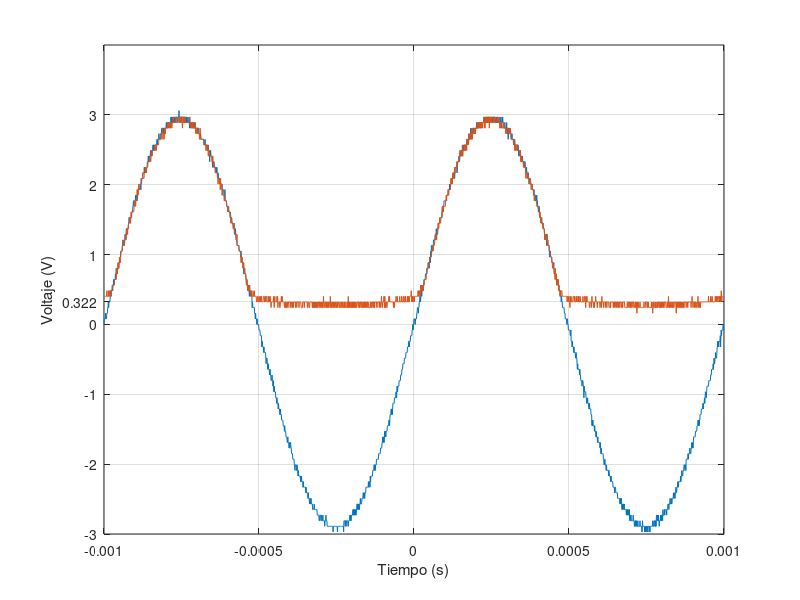

Write the MATLAB code that produced this figure.
t=[-1.00E-03
-9.99E-04
-9.98E-04
-9.97E-04
-9.96E-04
-9.95E-04
-9.94E-04
-9.93E-04
-9.92E-04
-9.91E-04
-9.90E-04
-9.89E-04
-9.88E-04
-9.87E-04
-9.86E-04
-9.85E-04
-9.84E-04
-9.83E-04
-9.82E-04
-9.81E-04
-9.80E-04
-9.79E-04
-9.78E-04
-9.77E-04
-9.76E-04
-9.75E-04
-9.74E-04
-9.73E-04
-9.72E-04
-9.71E-04
-9.70E-04
-9.69E-04
-9.68E-04
-9.67E-04
-9.66E-04
-9.65E-04
-9.64E-04
-9.63E-04
-9.62E-04
-9.61E-04
-9.60E-04
-9.59E-04
-9.58E-04
-9.57E-04
-9.56E-04
-9.55E-04
-9.54E-04
-9.53E-04
-9.52E-04
-9.51E-04
-9.50E-04
-9.49E-04
-9.48E-04
-9.47E-04
-9.46E-04
-9.45E-04
-9.44E-04
-9.43E-04
-9.42E-04
-9.41E-04
-9.40E-04
-9.39E-04
-9.38E-04
-9.37E-04
-9.36E-04
-9.35E-04
-9.34E-04
-9.33E-04
-9.32E-04
-9.31E-04
-9.30E-04
-9.29E-04
-9.28E-04
-9.27E-04
-9.26E-04
-9.25E-04
-9.24E-04
-9.23E-04
-9.22E-04
-9.21E-04
-9.20E-04
-9.19E-04
-9.18E-04
-9.17E-04
-9.16E-04
-9.15E-04
-9.14E-04
-9.13E-04
-9.12E-04
-9.11E-04
-9.10E-04
-9.09E-04
-9.08E-04
-9.07E-04
-9.06E-04
-9.05E-04
-9.04E-04
-9.03E-04
-9.02E-04
-9.01E-04
-9.00E-04
-8.99E-04
-8.98E-04
-8.97E-04
-8.96E-04
-8.95E-04
-8.94E-04
-8.93E-04
-8.92E-04
-8.91E-04
-8.90E-04
-8.89E-04
-8.88E-04
-8.87E-04
-8.86E-04
-8.85E-04
-8.84E-04
-8.83E-04
-8.82E-04
-8.81E-04
-8.80E-04
-8.79E-04
-8.78E-04
-8.77E-04
-8.76E-04
-8.75E-04
-8.74E-04
-8.73E-04
-8.72E-04
-8.71E-04
-8.70E-04
-8.69E-04
-8.68E-04
-8.67E-04
-8.66E-04
-8.65E-04
-8.64E-04
-8.63E-04
-8.62E-04
-8.61E-04
-8.60E-04
-8.59E-04
-8.58E-04
-8.57E-04
-8.56E-04
-8.55E-04
-8.54E-04
-8.53E-04
-8.52E-04
-8.51E-04
-8.50E-04
-8.49E-04
-8.48E-04
-8.47E-04
-8.46E-04
-8.45E-04
-8.44E-04
-8.43E-04
-8.42E-04
-8.41E-04
-8.40E-04
-8.39E-04
-8.38E-04
-8.37E-04
-8.36E-04
-8.35E-04
-8.34E-04
-8.33E-04
-8.32E-04
-8.31E-04
-8.30E-04
-8.29E-04
-8.28E-04
-8.27E-04
-8.26E-04
-8.25E-04
-8.24E-04
-8.23E-04
-8.22E-04
-8.21E-04
-8.20E-04
-8.19E-04
-8.18E-04
-8.17E-04
-8.16E-04
-8.15E-04
-8.14E-04
-8.13E-04
-8.12E-04
-8.11E-04
-8.10E-04
-8.09E-04
-8.08E-04
-8.07E-04
-8.06E-04
-8.05E-04
-8.04E-04
-8.03E-04
-8.02E-04
-8.01E-04
-8.00E-04
-7.99E-04
-7.98E-04
-7.97E-04
-7.96E-04
-7.95E-04
-7.94E-04
-7.93E-04
-7.92E-04
-7.91E-04
-7.90E-04
-7.89E-04
-7.88E-04
-7.87E-04
-7.86E-04
-7.85E-04
-7.84E-04
-7.83E-04
-7.82E-04
-7.81E-04
-7.80E-04
-7.79E-04
-7.78E-04
-7.77E-04
-7.76E-04
-7.75E-04
-7.74E-04
-7.73E-04
-7.72E-04
-7.71E-04
-7.70E-04
-7.69E-04
-7.68E-04
-7.67E-04
-7.66E-04
-7.65E-04
-7.64E-04
-7.63E-04
-7.62E-04
-7.61E-04
-7.60E-04
-7.59E-04
-7.58E-04
-7.57E-04
-7.56E-04
-7.55E-04
-7.54E-04
-7.53E-04
-7.52E-04
-7.51E-04
-7.50E-04
-7.49E-04
-7.48E-04
-7.47E-04
-7.46E-04
-7.45E-04
-7.44E-04
-7.43E-04
-7.42E-04
-7.41E-04
-7.40E-04
-7.39E-04
-7.38E-04
-7.37E-04
-7.36E-04
-7.35E-04
-7.34E-04
-7.33E-04
-7.32E-04
-7.31E-04
-7.30E-04
-7.29E-04
-7.28E-04
-7.27E-04
-7.26E-04
-7.25E-04
-7.24E-04
-7.23E-04
-7.22E-04
-7.21E-04
-7.20E-04
-7.19E-04
-7.18E-04
-7.17E-04
-7.16E-04
-7.15E-04
-7.14E-04
-7.13E-04
-7.12E-04
-7.11E-04
-7.10E-04
-7.09E-04
-7.08E-04
-7.07E-04
-7.06E-04
-7.05E-04
-7.04E-04
-7.03E-04
-7.02E-04
-7.01E-04
-7.00E-04
-6.99E-04
-6.98E-04
-6.97E-04
-6.96E-04
-6.95E-04
-6.94E-04
-6.93E-04
-6.92E-04
-6.91E-04
-6.90E-04
-6.89E-04
-6.88E-04
-6.87E-04
-6.86E-04
-6.85E-04
-6.84E-04
-6.83E-04
-6.82E-04
-6.81E-04
-6.80E-04
-6.79E-04
-6.78E-04
-6.77E-04
-6.76E-04
-6.75E-04
-6.74E-04
-6.73E-04
-6.72E-04
-6.71E-04
-6.70E-04
-6.69E-04
-6.68E-04
-6.67E-04
-6.66E-04
-6.65E-04
-6.64E-04
-6.63E-04
-6.62E-04
-6.61E-04
-6.60E-04
-6.59E-04
-6.58E-04
-6.57E-04
-6.56E-04
-6.55E-04
-6.54E-04
-6.53E-04
-6.52E-04
-6.51E-04
-6.50E-04
-6.49E-04
-6.48E-04
-6.47E-04
-6.46E-04
-6.45E-04
-6.44E-04
-6.43E-04
-6.42E-04
-6.41E-04
-6.40E-04
-6.39E-04
-6.38E-04
-6.37E-04
-6.36E-04
-6.35E-04
-6.34E-04
-6.33E-04
-6.32E-04
-6.31E-04
-6.30E-04
-6.29E-04
-6.28E-04
-6.27E-04
-6.26E-04
-6.25E-04
-6.24E-04
-6.23E-04
-6.22E-04
-6.21E-04
-6.20E-04
-6.19E-04
-6.18E-04
-6.17E-04
-6.16E-04
-6.15E-04
-6.14E-04
-6.13E-04
-6.12E-04
-6.11E-04
-6.10E-04
-6.09E-04
-6.08E-04
-6.07E-04
-6.06E-04
-6.05E-04
-6.04E-04
-6.03E-04
-6.02E-04
-6.01E-04
-6.00E-04
-5.99E-04
-5.98E-04
-5.97E-04
-5.96E-04
-5.95E-04
-5.94E-04
-5.93E-04
-5.92E-04
-5.91E-04
-5.90E-04
-5.89E-04
-5.88E-04
-5.87E-04
-5.86E-04
-5.85E-04
-5.84E-04
-5.83E-04
-5.82E-04
-5.81E-04
-5.80E-04
-5.79E-04
-5.78E-04
-5.77E-04
-5.76E-04
-5.75E-04
-5.74E-04
-5.73E-04
-5.72E-04
-5.71E-04
-5.70E-04
-5.69E-04
-5.68E-04
-5.67E-04
-5.66E-04
-5.65E-04
-5.64E-04
-5.63E-04
-5.62E-04
-5.61E-04
-5.60E-04
-5.59E-04
-5.58E-04
-5.57E-04
-5.56E-04
-5.55E-04
-5.54E-04
-5.53E-04
-5.52E-04
-5.51E-04
-5.50E-04
-5.49E-04
-5.48E-04
-5.47E-04
-5.46E-04
-5.45E-04
-5.44E-04
-5.43E-04
-5.42E-04
-5.41E-04
-5.40E-04
-5.39E-04
-5.38E-04
-5.37E-04
-5.36E-04
-5.35E-04
-5.34E-04
-5.33E-04
-5.32E-04
-5.31E-04
-5.30E-04
-5.29E-04
-5.28E-04
-5.27E-04
-5.26E-04
-5.25E-04
-5.24E-04
-5.23E-04
-5.22E-04
-5.21E-04
-5.20E-04
-5.19E-04
-5.18E-04
-5.17E-04
-5.16E-04
-5.15E-04
-5.14E-04
-5.13E-04
-5.12E-04
-5.11E-04
-5.10E-04
-5.09E-04
-5.08E-04
-5.07E-04
-5.06E-04
-5.05E-04
-5.04E-04
-5.03E-04
-5.02E-04
-5.01E-04
-5.00E-04
-4.99E-04
-4.98E-04
-4.97E-04
-4.96E-04
-4.95E-04
-4.94E-04
-4.93E-04
-4.92E-04
-4.91E-04
-4.90E-04
-4.89E-04
-4.88E-04
-4.87E-04
-4.86E-04
-4.85E-04
-4.84E-04
-4.83E-04
-4.82E-04
-4.81E-04
-4.80E-04
-4.79E-04
-4.78E-04
-4.77E-04
-4.76E-04
-4.75E-04
-4.74E-04
-4.73E-04
-4.72E-04
-4.71E-04
-4.70E-04
-4.69E-04
-4.68E-04
-4.67E-04
-4.66E-04
-4.65E-04
-4.64E-04
-4.63E-04
-4.62E-04
-4.61E-04
-4.60E-04
-4.59E-04
-4.58E-04
-4.57E-04
-4.56E-04
-4.55E-04
-4.54E-04
-4.53E-04
-4.52E-04
-4.51E-04
-4.50E-04
-4.49E-04
-4.48E-04
-4.47E-04
-4.46E-04
-4.45E-04
-4.44E-04
-4.43E-04
-4.42E-04
-4.41E-04
-4.40E-04
-4.39E-04
-4.38E-04
-4.37E-04
-4.36E-04
-4.35E-04
-4.34E-04
-4.33E-04
-4.32E-04
-4.31E-04
-4.30E-04
-4.29E-04
-4.28E-04
-4.27E-04
-4.26E-04
-4.25E-04
-4.24E-04
-4.23E-04
-4.22E-04
-4.21E-04
-4.20E-04
-4.19E-04
-4.18E-04
-4.17E-04
-4.16E-04
-4.15E-04
-4.14E-04
-4.13E-04
-4.12E-04
-4.11E-04
-4.10E-04
-4.09E-04
-4.08E-04
-4.07E-04
-4.06E-04
-4.05E-04
-4.04E-04
-4.03E-04
-4.02E-04
-4.01E-04
-4.00E-04
-3.99E-04
-3.98E-04
-3.97E-04
-3.96E-04
-3.95E-04
-3.94E-04
-3.93E-04
-3.92E-04
-3.91E-04
-3.90E-04
-3.89E-04
-3.88E-04
-3.87E-04
-3.86E-04
-3.85E-04
-3.84E-04
-3.83E-04
-3.82E-04
-3.81E-04
-3.80E-04
-3.79E-04
-3.78E-04
-3.77E-04
-3.76E-04
-3.75E-04
-3.74E-04
-3.73E-04
-3.72E-04
-3.71E-04
-3.70E-04
-3.69E-04
-3.68E-04
-3.67E-04
-3.66E-04
-3.65E-04
-3.64E-04
-3.63E-04
-3.62E-04
-3.61E-04
-3.60E-04
-3.59E-04
-3.58E-04
-3.57E-04
-3.56E-04
-3.55E-04
-3.54E-04
-3.53E-04
-3.52E-04
-3.51E-04
-3.50E-04
-3.49E-04
-3.48E-04
-3.47E-04
-3.46E-04
-3.45E-04
-3.44E-04
-3.43E-04
-3.42E-04
-3.41E-04
-3.40E-04
-3.39E-04
-3.38E-04
-3.37E-04
-3.36E-04
-3.35E-04
-3.34E-04
-3.33E-04
-3.32E-04
-3.31E-04
-3.30E-04
-3.29E-04
-3.28E-04
-3.27E-04
-3.26E-04
-3.25E-04
-3.24E-04
-3.23E-04
-3.22E-04
-3.21E-04
-3.20E-04
-3.19E-04
-3.18E-04
-3.17E-04
-3.16E-04
-3.15E-04
-3.14E-04
-3.13E-04
-3.12E-04
-3.11E-04
-3.10E-04
-3.09E-04
-3.08E-04
-3.07E-04
-3.06E-04
-3.05E-04
-3.04E-04
-3.03E-04
-3.02E-04
-3.01E-04
-3.00E-04
-2.99E-04
-2.98E-04
-2.97E-04
-2.96E-04
-2.95E-04
-2.94E-04
-2.93E-04
-2.92E-04
-2.91E-04
-2.90E-04
-2.89E-04
-2.88E-04
-2.87E-04
-2.86E-04
-2.85E-04
-2.84E-04
-2.83E-04
-2.82E-04
-2.81E-04
-2.80E-04
-2.79E-04
-2.78E-04
-2.77E-04
-2.76E-04
-2.75E-04
-2.74E-04
-2.73E-04
-2.72E-04
-2.71E-04
-2.70E-04
-2.69E-04
-2.68E-04
-2.67E-04
-2.66E-04
-2.65E-04
-2.64E-04
-2.63E-04
-2.62E-04
-2.61E-04
-2.60E-04
-2.59E-04
-2.58E-04
-2.57E-04
-2.56E-04
-2.55E-04
-2.54E-04
-2.53E-04
-2.52E-04
-2.51E-04
-2.50E-04
-2.49E-04
-2.48E-04
-2.47E-04
-2.46E-04
-2.45E-04
-2.44E-04
-2.43E-04
-2.42E-04
-2.41E-04
-2.40E-04
-2.39E-04
-2.38E-04
-2.37E-04
-2.36E-04
-2.35E-04
-2.34E-04
-2.33E-04
-2.32E-04
-2.31E-04
-2.30E-04
-2.29E-04
-2.28E-04
-2.27E-04
-2.26E-04
-2.25E-04
-2.24E-04
-2.23E-04
-2.22E-04
-2.21E-04
-2.20E-04
-2.19E-04
-2.18E-04
-2.17E-04
-2.16E-04
-2.15E-04
-2.14E-04
-2.13E-04
-2.12E-04
-2.11E-04
-2.10E-04
-2.09E-04
-2.08E-04
-2.07E-04
-2.06E-04
-2.05E-04
-2.04E-04
-2.03E-04
-2.02E-04
-2.01E-04
-2.00E-04
-1.99E-04
-1.98E-04
-1.97E-04
-1.96E-04
-1.95E-04
-1.94E-04
-1.93E-04
-1.92E-04
-1.91E-04
-1.90E-04
-1.89E-04
-1.88E-04
-1.87E-04
-1.86E-04
-1.85E-04
-1.84E-04
-1.83E-04
-1.82E-04
-1.81E-04
-1.80E-04
-1.79E-04
-1.78E-04
-1.77E-04
-1.76E-04
-1.75E-04
-1.74E-04
-1.73E-04
-1.72E-04
-1.71E-04
-1.70E-04
-1.69E-04
-1.68E-04
-1.67E-04
-1.66E-04
-1.65E-04
-1.64E-04
-1.63E-04
-1.62E-04
-1.61E-04
-1.60E-04
-1.59E-04
-1.58E-04
-1.57E-04
-1.56E-04
-1.55E-04
-1.54E-04
-1.53E-04
-1.52E-04
-1.51E-04
-1.50E-04
-1.49E-04
-1.48E-04
-1.47E-04
-1.46E-04
-1.45E-04
-1.44E-04
-1.43E-04
-1.42E-04
-1.41E-04
-1.40E-04
-1.39E-04
-1.38E-04
-1.37E-04
-1.36E-04
-1.35E-04
-1.34E-04
-1.33E-04
-1.32E-04
-1.31E-04
-1.30E-04
-1.29E-04
-1.28E-04
-1.27E-04
-1.26E-04
-1.25E-04
-1.24E-04
-1.23E-04
-1.22E-04
-1.21E-04
-1.20E-04
-1.19E-04
-1.18E-04
-1.17E-04
-1.16E-04
-1.15E-04
-1.14E-04
-1.13E-04
-1.12E-04
-1.11E-04
-1.10E-04
-1.09E-04
-1.08E-04
-1.07E-04
-1.06E-04
-1.05E-04
-1.04E-04
-1.03E-04
-1.02E-04
-1.01E-04
-1.00E-04
-9.90E-05
-9.80E-05
-9.70E-05
-9.60E-05
-9.50E-05
-9.40E-05
-9.30E-05
-9.20E-05
-9.10E-05
-9.00E-05
-8.90E-05
-8.80E-05
-8.70E-05
-8.60E-05
-8.50E-05
-8.40E-05
-8.30E-05
-8.20E-05
-8.10E-05
-8.00E-05
-7.90E-05
-7.80E-05
-7.70E-05
-7.60E-05
-7.50E-05
-7.40E-05
-7.30E-05
-7.20E-05
-7.10E-05
-7.00E-05
-6.90E-05
-6.80E-05
-6.70E-05
-6.60E-05
-6.50E-05
-6.40E-05
-6.30E-05
-6.20E-05
-6.10E-05
-6.00E-05
-5.90E-05
-5.80E-05
-5.70E-05
-5.60E-05
-5.50E-05
-5.40E-05
-5.30E-05
-5.20E-05
-5.10E-05
-5.00E-05
-4.90E-05
-4.80E-05
-4.70E-05
-4.60E-05
-4.50E-05
-4.40E-05
-4.30E-05
-4.20E-05
-4.10E-05
-4.00E-05
-3.90E-05
-3.80E-05
-3.70E-05
-3.60E-05
-3.50E-05
-3.40E-05
-3.30E-05
-3.20E-05
-3.10E-05
-3.00E-05
-2.90E-05
-2.80E-05
-2.70E-05
-2.60E-05
-2.50E-05
-2.40E-05
-2.30E-05
-2.20E-05
-2.10E-05
-2.00E-05
-1.90E-05
-1.80E-05
-1.70E-05
-1.60E-05
-1.50E-05
-1.40E-05
-1.30E-05
-1.20E-05
-1.10E-05
-1.00E-05
-9.00E-06
-8.00E-06
-7.00E-06
-6.00E-06
-5.00E-06
-4.00E-06
-3.00E-06
-2.00E-06
-1.00E-06
0.00E+00
1.00E-06
2.00E-06
3.00E-06
4.00E-06
5.00E-06
6.00E-06
7.00E-06
8.00E-06
9.00E-06
1.00E-05
1.10E-05
1.20E-05
1.30E-05
1.40E-05
1.50E-05
1.60E-05
1.70E-05
1.80E-05
1.90E-05
2.00E-05
2.10E-05
2.20E-05
2.30E-05
2.40E-05
2.50E-05
2.60E-05
2.70E-05
2.80E-05
2.90E-05
3.00E-05
3.10E-05
3.20E-05
3.30E-05
3.40E-05
3.50E-05
3.60E-05
3.70E-05
3.80E-05
3.90E-05
4.00E-05
4.10E-05
4.20E-05
4.30E-05
4.40E-05
4.50E-05
4.60E-05
4.70E-05
4.80E-05
4.90E-05
5.00E-05
5.10E-05
5.20E-05
5.30E-05
5.40E-05
5.50E-05
5.60E-05
5.70E-05
5.80E-05
5.90E-05
6.00E-05
6.10E-05
6.20E-05
6.30E-05
6.40E-05
6.50E-05
6.60E-05
6.70E-05
6.80E-05
6.90E-05
7.00E-05
7.10E-05
7.20E-05
7.30E-05
7.40E-05
7.50E-05
7.60E-05
7.70E-05
7.80E-05
7.90E-05
8.00E-05
8.10E-05
8.20E-05
8.30E-05
8.40E-05
8.50E-05
8.60E-05
8.70E-05
8.80E-05
8.90E-05
9.00E-05
9.10E-05
9.20E-05
9.30E-05
9.40E-05
9.50E-05
9.60E-05
9.70E-05
9.80E-05
9.90E-05
1.00E-04
1.01E-04
1.02E-04
1.03E-04
1.04E-04
1.05E-04
1.06E-04
1.07E-04
1.08E-04
1.09E-04
1.10E-04
1.11E-04
1.12E-04
1.13E-04
1.14E-04
1.15E-04
1.16E-04
1.17E-04
1.18E-04
1.19E-04
1.20E-04
1.21E-04
1.22E-04
1.23E-04
1.24E-04
1.25E-04
1.26E-04
1.27E-04
1.28E-04
1.29E-04
1.30E-04
1.31E-04
1.32E-04
1.33E-04
1.34E-04
1.35E-04
1.36E-04
1.37E-04
1.38E-04
1.39E-04
1.40E-04
1.41E-04
1.42E-04
1.43E-04
1.44E-04
1.45E-04
1.46E-04
1.47E-04
1.48E-04
1.49E-04
1.50E-04
1.51E-04
1.52E-04
1.53E-04
1.54E-04
1.55E-04
1.56E-04
1.57E-04
1.58E-04
1.59E-04
1.60E-04
1.61E-04
1.62E-04
1.63E-04
1.64E-04
1.65E-04
1.66E-04
1.67E-04
1.68E-04
1.69E-04
1.70E-04
1.71E-04
1.72E-04
1.73E-04
1.74E-04
1.75E-04
1.76E-04
1.77E-04
1.78E-04
1.79E-04
1.80E-04
1.81E-04
1.82E-04
1.83E-04
1.84E-04
1.85E-04
1.86E-04
1.87E-04
1.88E-04
1.89E-04
1.90E-04
1.91E-04
1.92E-04
1.93E-04
1.94E-04
1.95E-04
1.96E-04
1.97E-04
1.98E-04
1.99E-04
2.00E-04
2.01E-04
2.02E-04
2.03E-04
2.04E-04
2.05E-04
2.06E-04
2.07E-04
2.08E-04
2.09E-04
2.10E-04
2.11E-04
2.12E-04
2.13E-04
2.14E-04
2.15E-04
2.16E-04
2.17E-04
2.18E-04
2.19E-04
2.20E-04
2.21E-04
2.22E-04
2.23E-04
2.24E-04
2.25E-04
2.26E-04
2.27E-04
2.28E-04
2.29E-04
2.30E-04
2.31E-04
2.32E-04
2.33E-04
2.34E-04
2.35E-04
2.36E-04
2.37E-04
2.38E-04
2.39E-04
2.40E-04
2.41E-04
2.42E-04
2.43E-04
2.44E-04
2.45E-04
2.46E-04
2.47E-04
2.48E-04
2.49E-04
2.50E-04
2.51E-04
2.52E-04
2.53E-04
2.54E-04
2.55E-04
2.56E-04
2.57E-04
2.58E-04
2.59E-04
2.60E-04
2.61E-04
2.62E-04
2.63E-04
2.64E-04
2.65E-04
2.66E-04
2.67E-04
2.68E-04
2.69E-04
2.70E-04
2.71E-04
2.72E-04
2.73E-04
2.74E-04
2.75E-04
2.76E-04
2.77E-04
2.78E-04
2.79E-04
2.80E-04
2.81E-04
2.82E-04
2.83E-04
2.84E-04
2.85E-04
2.86E-04
2.87E-04
2.88E-04
2.89E-04
2.90E-04
2.91E-04
2.92E-04
2.93E-04
2.94E-04
2.95E-04
2.96E-04
2.97E-04
2.98E-04
2.99E-04
3.00E-04
3.01E-04
3.02E-04
3.03E-04
3.04E-04
3.05E-04
3.06E-04
3.07E-04
3.08E-04
3.09E-04
3.10E-04
3.11E-04
3.12E-04
3.13E-04
3.14E-04
3.15E-04
3.16E-04
3.17E-04
3.18E-04
3.19E-04
3.20E-04
3.21E-04
3.22E-04
3.23E-04
3.24E-04
3.25E-04
3.26E-04
3.27E-04
3.28E-04
3.29E-04
3.30E-04
3.31E-04
3.32E-04
3.33E-04
3.34E-04
3.35E-04
3.36E-04
3.37E-04
3.38E-04
3.39E-04
3.40E-04
3.41E-04
3.42E-04
3.43E-04
3.44E-04
3.45E-04
3.46E-04
3.47E-04
3.48E-04
3.49E-04
3.50E-04
3.51E-04
3.52E-04
3.53E-04
3.54E-04
3.55E-04
3.56E-04
3.57E-04
3.58E-04
3.59E-04
3.60E-04
3.61E-04
3.62E-04
3.63E-04
3.64E-04
3.65E-04
3.66E-04
3.67E-04
3.68E-04
3.69E-04
3.70E-04
3.71E-04
3.72E-04
3.73E-04
3.74E-04
3.75E-04
3.76E-04
3.77E-04
3.78E-04
3.79E-04
3.80E-04
3.81E-04
3.82E-04
3.83E-04
3.84E-04
3.85E-04
3.86E-04
3.87E-04
3.88E-04
3.89E-04
3.90E-04
3.91E-04
3.92E-04
3.93E-04
3.94E-04
3.95E-04
3.96E-04
3.97E-04
3.98E-04
3.99E-04
4.00E-04
4.01E-04
4.02E-04
4.03E-04
4.04E-04
4.05E-04
4.06E-04
4.07E-04
4.08E-04
4.09E-04
4.10E-04
4.11E-04
4.12E-04
4.13E-04
4.14E-04
4.15E-04
4.16E-04
4.17E-04
4.18E-04
4.19E-04
4.20E-04
4.21E-04
4.22E-04
4.23E-04
4.24E-04
4.25E-04
4.26E-04
4.27E-04
4.28E-04
4.29E-04
4.30E-04
4.31E-04
4.32E-04
4.33E-04
4.34E-04
4.35E-04
4.36E-04
4.37E-04
4.38E-04
4.39E-04
4.40E-04
4.41E-04
4.42E-04
4.43E-04
4.44E-04
4.45E-04
4.46E-04
4.47E-04
4.48E-04
4.49E-04
4.50E-04
4.51E-04
4.52E-04
4.53E-04
4.54E-04
4.55E-04
4.56E-04
4.57E-04
4.58E-04
4.59E-04
4.60E-04
4.61E-04
4.62E-04
4.63E-04
4.64E-04
4.65E-04
4.66E-04
4.67E-04
4.68E-04
4.69E-04
4.70E-04
4.71E-04
4.72E-04
4.73E-04
4.74E-04
4.75E-04
4.76E-04
4.77E-04
4.78E-04
4.79E-04
4.80E-04
4.81E-04
4.82E-04
4.83E-04
4.84E-04
4.85E-04
4.86E-04
4.87E-04
4.88E-04
4.89E-04
4.90E-04
4.91E-04
4.92E-04
4.93E-04
4.94E-04
4.95E-04
4.96E-04
4.97E-04
4.98E-04
4.99E-04
5.00E-04
5.01E-04
5.02E-04
5.03E-04
5.04E-04
5.05E-04
5.06E-04
5.07E-04
5.08E-04
5.09E-04
5.10E-04
5.11E-04
5.12E-04
5.13E-04
5.14E-04
5.15E-04
5.16E-04
5.17E-04
5.18E-04
5.19E-04
5.20E-04
5.21E-04
5.22E-04
5.23E-04
5.24E-04
5.25E-04
5.26E-04
5.27E-04
5.28E-04
5.29E-04
5.30E-04
5.31E-04
5.32E-04
5.33E-04
5.34E-04
5.35E-04
5.36E-04
5.37E-04
5.38E-04
5.39E-04
5.40E-04
5.41E-04
5.42E-04
5.43E-04
5.44E-04
5.45E-04
5.46E-04
5.47E-04
5.48E-04
5.49E-04
5.50E-04
5.51E-04
5.52E-04
5.53E-04
5.54E-04
5.55E-04
5.56E-04
5.57E-04
5.58E-04
5.59E-04
5.60E-04
5.61E-04
5.62E-04
5.63E-04
5.64E-04
5.65E-04
5.66E-04
5.67E-04
5.68E-04
5.69E-04
5.70E-04
5.71E-04
5.72E-04
5.73E-04
5.74E-04
5.75E-04
5.76E-04
5.77E-04
5.78E-04
5.79E-04
5.80E-04
5.81E-04
5.82E-04
5.83E-04
5.84E-04
5.85E-04
5.86E-04
5.87E-04
5.88E-04
5.89E-04
5.90E-04
5.91E-04
5.92E-04
5.93E-04
5.94E-04
5.95E-04
5.96E-04
5.97E-04
5.98E-04
5.99E-04
6.00E-04
6.01E-04
6.02E-04
6.03E-04
6.04E-04
6.05E-04
6.06E-04
6.07E-04
6.08E-04
6.09E-04
6.10E-04
6.11E-04
6.12E-04
6.13E-04
6.14E-04
6.15E-04
6.16E-04
6.17E-04
6.18E-04
6.19E-04
6.20E-04
6.21E-04
6.22E-04
6.23E-04
6.24E-04
6.25E-04
6.26E-04
6.27E-04
6.28E-04
6.29E-04
6.30E-04
6.31E-04
6.32E-04
6.33E-04
6.34E-04
6.35E-04
6.36E-04
6.37E-04
6.38E-04
6.39E-04
6.40E-04
6.41E-04
6.42E-04
6.43E-04
6.44E-04
6.45E-04
6.46E-04
6.47E-04
6.48E-04
6.49E-04
6.50E-04
6.51E-04
6.52E-04
6.53E-04
6.54E-04
6.55E-04
6.56E-04
6.57E-04
6.58E-04
6.59E-04
6.60E-04
6.61E-04
6.62E-04
6.63E-04
6.64E-04
6.65E-04
6.66E-04
6.67E-04
6.68E-04
6.69E-04
6.70E-04
6.71E-04
6.72E-04
6.73E-04
6.74E-04
6.75E-04
6.76E-04
6.77E-04
6.78E-04
6.79E-04
6.80E-04
6.81E-04
6.82E-04
6.83E-04
6.84E-04
6.85E-04
6.86E-04
6.87E-04
6.88E-04
6.89E-04
6.90E-04
6.91E-04
6.92E-04
6.93E-04
6.94E-04
6.95E-04
6.96E-04
6.97E-04
6.98E-04
6.99E-04
7.00E-04
7.01E-04
7.02E-04
7.03E-04
7.04E-04
7.05E-04
7.06E-04
7.07E-04
7.08E-04
7.09E-04
7.10E-04
7.11E-04
7.12E-04
7.13E-04
7.14E-04
7.15E-04
7.16E-04
7.17E-04
7.18E-04
7.19E-04
7.20E-04
7.21E-04
7.22E-04
7.23E-04
7.24E-04
7.25E-04
7.26E-04
7.27E-04
7.28E-04
7.29E-04
7.30E-04
7.31E-04
7.32E-04
7.33E-04
7.34E-04
7.35E-04
7.36E-04
7.37E-04
7.38E-04
7.39E-04
7.40E-04
7.41E-04
7.42E-04
7.43E-04
7.44E-04
7.45E-04
7.46E-04
7.47E-04
7.48E-04
7.49E-04
7.50E-04
7.51E-04
7.52E-04
7.53E-04
7.54E-04
7.55E-04
7.56E-04
7.57E-04
7.58E-04
7.59E-04
7.60E-04
7.61E-04
7.62E-04
7.63E-04
7.64E-04
7.65E-04
7.66E-04
7.67E-04
7.68E-04
7.69E-04
7.70E-04
7.71E-04
7.72E-04
7.73E-04
7.74E-04
7.75E-04
7.76E-04
7.77E-04
7.78E-04
7.79E-04
7.80E-04
7.81E-04
7.82E-04
7.83E-04
7.84E-04
7.85E-04
7.86E-04
7.87E-04
7.88E-04
7.89E-04
7.90E-04
7.91E-04
7.92E-04
7.93E-04
7.94E-04
7.95E-04
7.96E-04
7.97E-04
7.98E-04
7.99E-04
8.00E-04
8.01E-04
8.02E-04
8.03E-04
8.04E-04
8.05E-04
8.06E-04
8.07E-04
8.08E-04
8.09E-04
8.10E-04
8.11E-04
8.12E-04
8.13E-04
8.14E-04
8.15E-04
8.16E-04
8.17E-04
8.18E-04
8.19E-04
8.20E-04
8.21E-04
8.22E-04
8.23E-04
8.24E-04
8.25E-04
8.26E-04
8.27E-04
8.28E-04
8.29E-04
8.30E-04
8.31E-04
8.32E-04
8.33E-04
8.34E-04
8.35E-04
8.36E-04
8.37E-04
8.38E-04
8.39E-04
8.40E-04
8.41E-04
8.42E-04
8.43E-04
8.44E-04
8.45E-04
8.46E-04
8.47E-04
8.48E-04
8.49E-04
8.50E-04
8.51E-04
8.52E-04
8.53E-04
8.54E-04
8.55E-04
8.56E-04
8.57E-04
8.58E-04
8.59E-04
8.60E-04
8.61E-04
8.62E-04
8.63E-04
8.64E-04
8.65E-04
8.66E-04
8.67E-04
8.68E-04
8.69E-04
8.70E-04
8.71E-04
8.72E-04
8.73E-04
8.74E-04
8.75E-04
8.76E-04
8.77E-04
8.78E-04
8.79E-04
8.80E-04
8.81E-04
8.82E-04
8.83E-04
8.84E-04
8.85E-04
8.86E-04
8.87E-04
8.88E-04
8.89E-04
8.90E-04
8.91E-04
8.92E-04
8.93E-04
8.94E-04
8.95E-04
8.96E-04
8.97E-04
8.98E-04
8.99E-04
9.00E-04
9.01E-04
9.02E-04
9.03E-04
9.04E-04
9.05E-04
9.06E-04
9.07E-04
9.08E-04
9.09E-04
9.10E-04
9.11E-04
9.12E-04
9.13E-04
9.14E-04
9.15E-04
9.16E-04
9.17E-04
9.18E-04
9.19E-04
9.20E-04
9.21E-04
9.22E-04
9.23E-04
9.24E-04
9.25E-04
9.26E-04
9.27E-04
9.28E-04
9.29E-04
9.30E-04
9.31E-04
9.32E-04
9.33E-04
9.34E-04
9.35E-04
9.36E-04
9.37E-04
9.38E-04
9.39E-04
9.40E-04
9.41E-04
9.42E-04
9.43E-04
9.44E-04
9.45E-04
9.46E-04
9.47E-04
9.48E-04
9.49E-04
9.50E-04
9.51E-04
9.52E-04
9.53E-04
9.54E-04
9.55E-04
9.56E-04
9.57E-04
9.58E-04
9.59E-04
9.60E-04
9.61E-04
9.62E-04
9.63E-04
9.64E-04
9.65E-04
9.66E-04
9.67E-04
9.68E-04
9.69E-04
9.70E-04
9.71E-04
9.72E-04
9.73E-04
9.74E-04
9.75E-04
9.76E-04
9.77E-04
9.78E-04
9.79E-04
9.80E-04
9.81E-04
9.82E-04
9.83E-04
9.84E-04
9.85E-04
9.86E-04
9.87E-04
9.88E-04
9.89E-04
9.90E-04
9.91E-04
9.92E-04
9.93E-04
9.94E-04
9.95E-04
9.96E-04
9.97E-04
9.98E-04
9.99E-04];
x=[0.00E+00
8.04E-02
8.04E-02
8.04E-02
8.04E-02
1.61E-01
8.04E-02
8.04E-02
8.04E-02
1.61E-01
1.61E-01
1.61E-01
2.41E-01
2.41E-01
3.22E-01
2.41E-01
3.22E-01
3.22E-01
3.22E-01
3.22E-01
4.02E-01
4.82E-01
4.02E-01
4.02E-01
4.82E-01
4.82E-01
4.82E-01
5.63E-01
4.82E-01
5.63E-01
5.63E-01
6.43E-01
5.63E-01
5.63E-01
6.43E-01
6.43E-01
6.43E-01
7.24E-01
6.43E-01
8.04E-01
8.04E-01
7.24E-01
8.04E-01
7.24E-01
8.04E-01
8.04E-01
8.04E-01
8.04E-01
8.84E-01
8.84E-01
8.84E-01
9.65E-01
9.65E-01
9.65E-01
1.05E+00
1.05E+00
1.05E+00
1.05E+00
1.05E+00
1.13E+00
1.13E+00
1.21E+00
1.13E+00
1.13E+00
1.13E+00
1.13E+00
1.13E+00
1.21E+00
1.29E+00
1.21E+00
1.21E+00
1.29E+00
1.37E+00
1.37E+00
1.29E+00
1.37E+00
1.37E+00
1.37E+00
1.37E+00
1.45E+00
1.45E+00
1.53E+00
1.45E+00
1.53E+00
1.45E+00
1.53E+00
1.53E+00
1.53E+00
1.53E+00
1.61E+00
1.61E+00
1.61E+00
1.61E+00
1.69E+00
1.69E+00
1.77E+00
1.77E+00
1.69E+00
1.77E+00
1.77E+00
1.77E+00
1.77E+00
1.85E+00
1.85E+00
1.77E+00
1.85E+00
1.85E+00
1.77E+00
1.85E+00
1.85E+00
1.93E+00
1.93E+00
1.93E+00
1.93E+00
1.93E+00
1.93E+00
1.93E+00
2.01E+00
2.01E+00
1.93E+00
2.09E+00
2.01E+00
2.09E+00
2.09E+00
2.09E+00
2.17E+00
2.17E+00
2.17E+00
2.17E+00
2.17E+00
2.25E+00
2.17E+00
2.17E+00
2.25E+00
2.17E+00
2.25E+00
2.17E+00
2.25E+00
2.25E+00
2.25E+00
2.33E+00
2.33E+00
2.33E+00
2.41E+00
2.33E+00
2.41E+00
2.33E+00
2.41E+00
2.41E+00
2.41E+00
2.49E+00
2.41E+00
2.41E+00
2.49E+00
2.41E+00
2.49E+00
2.49E+00
2.49E+00
2.57E+00
2.49E+00
2.57E+00
2.57E+00
2.57E+00
2.49E+00
2.49E+00
2.57E+00
2.57E+00
2.57E+00
2.57E+00
2.57E+00
2.57E+00
2.65E+00
2.57E+00
2.65E+00
2.65E+00
2.65E+00
2.65E+00
2.73E+00
2.65E+00
2.65E+00
2.65E+00
2.65E+00
2.73E+00
2.65E+00
2.65E+00
2.73E+00
2.81E+00
2.81E+00
2.81E+00
2.81E+00
2.73E+00
2.81E+00
2.81E+00
2.73E+00
2.81E+00
2.81E+00
2.81E+00
2.81E+00
2.73E+00
2.81E+00
2.81E+00
2.89E+00
2.81E+00
2.89E+00
2.81E+00
2.89E+00
2.89E+00
2.89E+00
2.89E+00
2.89E+00
2.89E+00
2.89E+00
2.89E+00
2.81E+00
2.89E+00
2.89E+00
2.97E+00
2.89E+00
2.97E+00
2.89E+00
2.97E+00
2.89E+00
2.89E+00
2.97E+00
2.89E+00
2.97E+00
2.89E+00
2.89E+00
2.97E+00
2.97E+00
2.97E+00
2.89E+00
2.89E+00
2.97E+00
2.97E+00
2.97E+00
2.97E+00
2.89E+00
2.89E+00
2.97E+00
2.97E+00
2.97E+00
3.06E+00
2.89E+00
2.97E+00
2.97E+00
2.89E+00
2.97E+00
2.97E+00
2.89E+00
2.97E+00
2.97E+00
2.97E+00
2.97E+00
2.97E+00
2.97E+00
2.89E+00
2.97E+00
2.89E+00
2.97E+00
2.89E+00
2.89E+00
2.89E+00
2.97E+00
2.89E+00
2.97E+00
2.97E+00
2.89E+00
2.97E+00
2.89E+00
2.89E+00
2.89E+00
2.89E+00
2.89E+00
2.97E+00
2.89E+00
2.81E+00
2.89E+00
2.89E+00
2.89E+00
2.89E+00
2.89E+00
2.89E+00
2.81E+00
2.89E+00
2.89E+00
2.89E+00
2.81E+00
2.89E+00
2.89E+00
2.81E+00
2.81E+00
2.89E+00
2.81E+00
2.81E+00
2.81E+00
2.81E+00
2.81E+00
2.81E+00
2.81E+00
2.81E+00
2.81E+00
2.81E+00
2.73E+00
2.81E+00
2.81E+00
2.73E+00
2.73E+00
2.73E+00
2.73E+00
2.73E+00
2.73E+00
2.65E+00
2.65E+00
2.65E+00
2.65E+00
2.65E+00
2.65E+00
2.65E+00
2.65E+00
2.65E+00
2.65E+00
2.65E+00
2.57E+00
2.57E+00
2.57E+00
2.65E+00
2.57E+00
2.57E+00
2.57E+00
2.57E+00
2.57E+00
2.49E+00
2.49E+00
2.49E+00
2.49E+00
2.57E+00
2.49E+00
2.49E+00
2.49E+00
2.41E+00
2.33E+00
2.49E+00
2.41E+00
2.49E+00
2.41E+00
2.41E+00
2.41E+00
2.41E+00
2.41E+00
2.25E+00
2.33E+00
2.25E+00
2.33E+00
2.33E+00
2.33E+00
2.25E+00
2.25E+00
2.25E+00
2.17E+00
2.25E+00
2.25E+00
2.25E+00
2.17E+00
2.25E+00
2.17E+00
2.17E+00
2.09E+00
2.17E+00
2.09E+00
2.09E+00
2.09E+00
2.09E+00
2.01E+00
2.09E+00
2.01E+00
2.01E+00
2.01E+00
2.01E+00
2.01E+00
2.01E+00
2.01E+00
1.93E+00
1.93E+00
1.93E+00
1.93E+00
1.93E+00
1.85E+00
1.85E+00
1.77E+00
1.93E+00
1.77E+00
1.77E+00
1.77E+00
1.77E+00
1.77E+00
1.69E+00
1.69E+00
1.69E+00
1.69E+00
1.69E+00
1.61E+00
1.69E+00
1.61E+00
1.61E+00
1.61E+00
1.61E+00
1.53E+00
1.61E+00
1.53E+00
1.45E+00
1.53E+00
1.53E+00
1.45E+00
1.45E+00
1.45E+00
1.45E+00
1.37E+00
1.37E+00
1.45E+00
1.37E+00
1.29E+00
1.37E+00
1.29E+00
1.37E+00
1.29E+00
1.21E+00
1.21E+00
1.21E+00
1.13E+00
1.13E+00
1.13E+00
1.13E+00
1.13E+00
1.13E+00
1.13E+00
1.05E+00
1.05E+00
1.05E+00
1.05E+00
1.05E+00
9.65E-01
1.05E+00
9.65E-01
9.65E-01
8.84E-01
8.84E-01
8.84E-01
8.84E-01
8.84E-01
8.04E-01
7.24E-01
8.04E-01
7.24E-01
7.24E-01
7.24E-01
7.24E-01
7.24E-01
6.43E-01
6.43E-01
6.43E-01
5.63E-01
5.63E-01
5.63E-01
5.63E-01
5.63E-01
4.82E-01
5.63E-01
4.82E-01
4.02E-01
4.82E-01
4.82E-01
4.82E-01
4.02E-01
4.82E-01
4.82E-01
4.02E-01
4.02E-01
2.41E-01
3.22E-01
2.41E-01
2.41E-01
2.41E-01
2.41E-01
2.41E-01
2.41E-01
1.61E-01
1.61E-01
8.04E-02
1.61E-01
8.04E-02
8.04E-02
8.04E-02
0.00E+00
8.04E-02
0.00E+00
0.00E+00
0.00E+00
0.00E+00
0.00E+00
-8.04E-02
-8.04E-02
-8.04E-02
-8.04E-02
-1.61E-01
-1.61E-01
-1.61E-01
-1.61E-01
-1.61E-01
-3.22E-01
-2.41E-01
-2.41E-01
-3.22E-01
-3.22E-01
-3.22E-01
-4.02E-01
-3.22E-01
-4.02E-01
-4.02E-01
-4.02E-01
-4.02E-01
-4.02E-01
-4.82E-01
-5.63E-01
-4.82E-01
-4.82E-01
-4.82E-01
-5.63E-01
-6.43E-01
-5.63E-01
-5.63E-01
-6.43E-01
-6.43E-01
-6.43E-01
-7.24E-01
-6.43E-01
-6.43E-01
-7.24E-01
-7.24E-01
-8.04E-01
-8.04E-01
-8.04E-01
-7.24E-01
-8.04E-01
-8.04E-01
-8.84E-01
-8.04E-01
-8.84E-01
-9.65E-01
-8.84E-01
-9.65E-01
-9.65E-01
-9.65E-01
-9.65E-01
-1.05E+00
-1.05E+00
-1.05E+00
-1.13E+00
-1.05E+00
-1.13E+00
-1.13E+00
-1.13E+00
-1.21E+00
-1.13E+00
-1.21E+00
-1.21E+00
-1.21E+00
-1.29E+00
-1.29E+00
-1.21E+00
-1.29E+00
-1.29E+00
-1.29E+00
-1.37E+00
-1.37E+00
-1.37E+00
-1.37E+00
-1.37E+00
-1.45E+00
-1.45E+00
-1.45E+00
-1.45E+00
-1.53E+00
-1.45E+00
-1.53E+00
-1.53E+00
-1.53E+00
-1.61E+00
-1.61E+00
-1.61E+00
-1.61E+00
-1.69E+00
-1.69E+00
-1.61E+00
-1.69E+00
-1.69E+00
-1.69E+00
-1.77E+00
-1.69E+00
-1.77E+00
-1.77E+00
-1.69E+00
-1.69E+00
-1.77E+00
-1.77E+00
-1.85E+00
-1.85E+00
-1.85E+00
-1.85E+00
-1.93E+00
-1.93E+00
-1.93E+00
-1.93E+00
-1.93E+00
-2.01E+00
-2.01E+00
-2.09E+00
-2.01E+00
-2.01E+00
-2.01E+00
-2.01E+00
-2.09E+00
-2.09E+00
-2.01E+00
-2.09E+00
-2.09E+00
-2.17E+00
-2.09E+00
-2.17E+00
-2.17E+00
-2.17E+00
-2.17E+00
-2.17E+00
-2.17E+00
-2.25E+00
-2.17E+00
-2.25E+00
-2.17E+00
-2.25E+00
-2.25E+00
-2.25E+00
-2.25E+00
-2.33E+00
-2.25E+00
-2.33E+00
-2.33E+00
-2.33E+00
-2.33E+00
-2.33E+00
-2.33E+00
-2.33E+00
-2.41E+00
-2.33E+00
-2.41E+00
-2.41E+00
-2.41E+00
-2.41E+00
-2.41E+00
-2.49E+00
-2.41E+00
-2.49E+00
-2.49E+00
-2.49E+00
-2.57E+00
-2.49E+00
-2.49E+00
-2.57E+00
-2.57E+00
-2.49E+00
-2.57E+00
-2.57E+00
-2.57E+00
-2.57E+00
-2.65E+00
-2.65E+00
-2.65E+00
-2.65E+00
-2.65E+00
-2.57E+00
-2.65E+00
-2.65E+00
-2.65E+00
-2.65E+00
-2.65E+00
-2.65E+00
-2.65E+00
-2.65E+00
-2.65E+00
-2.73E+00
-2.73E+00
-2.73E+00
-2.73E+00
-2.73E+00
-2.73E+00
-2.81E+00
-2.81E+00
-2.73E+00
-2.73E+00
-2.73E+00
-2.73E+00
-2.81E+00
-2.73E+00
-2.73E+00
-2.81E+00
-2.81E+00
-2.81E+00
-2.73E+00
-2.81E+00
-2.81E+00
-2.81E+00
-2.81E+00
-2.81E+00
-2.89E+00
-2.81E+00
-2.81E+00
-2.81E+00
-2.73E+00
-2.81E+00
-2.81E+00
-2.81E+00
-2.89E+00
-2.89E+00
-2.89E+00
-2.89E+00
-2.89E+00
-2.89E+00
-2.89E+00
-2.89E+00
-2.89E+00
-2.89E+00
-2.89E+00
-2.89E+00
-2.89E+00
-2.89E+00
-2.89E+00
-2.89E+00
-2.89E+00
-2.89E+00
-2.89E+00
-2.97E+00
-2.89E+00
-2.89E+00
-2.89E+00
-2.89E+00
-2.89E+00
-2.89E+00
-2.89E+00
-2.89E+00
-2.89E+00
-2.89E+00
-2.89E+00
-2.89E+00
-2.89E+00
-2.97E+00
-2.89E+00
-2.89E+00
-2.89E+00
-2.89E+00
-2.89E+00
-2.89E+00
-2.89E+00
-2.89E+00
-2.89E+00
-2.89E+00
-2.89E+00
-2.89E+00
-2.89E+00
-2.89E+00
-2.89E+00
-2.89E+00
-2.89E+00
-2.89E+00
-2.89E+00
-2.97E+00
-2.81E+00
-2.81E+00
-2.81E+00
-2.81E+00
-2.89E+00
-2.81E+00
-2.81E+00
-2.89E+00
-2.81E+00
-2.81E+00
-2.81E+00
-2.81E+00
-2.81E+00
-2.89E+00
-2.89E+00
-2.81E+00
-2.81E+00
-2.81E+00
-2.81E+00
-2.73E+00
-2.73E+00
-2.81E+00
-2.73E+00
-2.81E+00
-2.73E+00
-2.73E+00
-2.73E+00
-2.73E+00
-2.73E+00
-2.65E+00
-2.73E+00
-2.65E+00
-2.73E+00
-2.65E+00
-2.73E+00
-2.65E+00
-2.65E+00
-2.73E+00
-2.65E+00
-2.73E+00
-2.65E+00
-2.65E+00
-2.57E+00
-2.57E+00
-2.65E+00
-2.57E+00
-2.57E+00
-2.65E+00
-2.57E+00
-2.65E+00
-2.65E+00
-2.57E+00
-2.57E+00
-2.49E+00
-2.57E+00
-2.57E+00
-2.57E+00
-2.57E+00
-2.49E+00
-2.49E+00
-2.49E+00
-2.49E+00
-2.41E+00
-2.41E+00
-2.49E+00
-2.41E+00
-2.41E+00
-2.49E+00
-2.41E+00
-2.41E+00
-2.41E+00
-2.33E+00
-2.33E+00
-2.33E+00
-2.33E+00
-2.33E+00
-2.33E+00
-2.33E+00
-2.33E+00
-2.25E+00
-2.33E+00
-2.33E+00
-2.25E+00
-2.25E+00
-2.33E+00
-2.17E+00
-2.25E+00
-2.17E+00
-2.17E+00
-2.17E+00
-2.17E+00
-2.17E+00
-2.17E+00
-2.09E+00
-2.09E+00
-2.09E+00
-2.09E+00
-2.01E+00
-2.01E+00
-2.09E+00
-2.01E+00
-2.09E+00
-2.01E+00
-2.01E+00
-2.01E+00
-1.93E+00
-1.93E+00
-1.93E+00
-1.93E+00
-1.93E+00
-1.93E+00
-1.93E+00
-1.85E+00
-1.85E+00
-1.85E+00
-1.85E+00
-1.85E+00
-1.85E+00
-1.77E+00
-1.77E+00
-1.77E+00
-1.77E+00
-1.77E+00
-1.69E+00
-1.69E+00
-1.61E+00
-1.69E+00
-1.69E+00
-1.61E+00
-1.69E+00
-1.69E+00
-1.53E+00
-1.53E+00
-1.61E+00
-1.53E+00
-1.61E+00
-1.53E+00
-1.53E+00
-1.53E+00
-1.53E+00
-1.45E+00
-1.45E+00
-1.45E+00
-1.45E+00
-1.45E+00
-1.37E+00
-1.37E+00
-1.45E+00
-1.37E+00
-1.29E+00
-1.29E+00
-1.29E+00
-1.21E+00
-1.21E+00
-1.29E+00
-1.21E+00
-1.29E+00
-1.21E+00
-1.13E+00
-1.13E+00
-1.13E+00
-1.13E+00
-1.13E+00
-1.05E+00
-1.05E+00
-1.05E+00
-1.05E+00
-1.05E+00
-9.65E-01
-1.05E+00
-1.05E+00
-8.84E-01
-8.84E-01
-9.65E-01
-8.84E-01
-8.84E-01
-8.84E-01
-8.84E-01
-8.04E-01
-8.04E-01
-8.04E-01
-8.04E-01
-8.04E-01
-7.24E-01
-7.24E-01
-7.24E-01
-7.24E-01
-6.43E-01
-6.43E-01
-6.43E-01
-5.63E-01
-5.63E-01
-5.63E-01
-5.63E-01
-5.63E-01
-4.82E-01
-4.82E-01
-4.82E-01
-4.82E-01
-4.82E-01
-4.02E-01
-4.02E-01
-4.02E-01
-4.02E-01
-4.02E-01
-3.22E-01
-3.22E-01
-3.22E-01
-3.22E-01
-2.41E-01
-2.41E-01
-3.22E-01
-2.41E-01
-2.41E-01
-2.41E-01
-1.61E-01
-1.61E-01
-1.61E-01
-1.61E-01
-1.61E-01
-8.04E-02
-8.04E-02
0.00E+00
-8.04E-02
0.00E+00
0.00E+00
8.04E-02
8.04E-02
8.04E-02
0.00E+00
0.00E+00
8.04E-02
8.04E-02
8.04E-02
8.04E-02
1.61E-01
1.61E-01
2.41E-01
2.41E-01
2.41E-01
1.61E-01
2.41E-01
2.41E-01
3.22E-01
3.22E-01
4.02E-01
4.02E-01
3.22E-01
4.02E-01
4.82E-01
4.82E-01
4.02E-01
5.63E-01
4.82E-01
4.82E-01
4.82E-01
4.82E-01
5.63E-01
6.43E-01
6.43E-01
6.43E-01
6.43E-01
6.43E-01
7.24E-01
7.24E-01
7.24E-01
7.24E-01
7.24E-01
7.24E-01
8.04E-01
8.04E-01
8.04E-01
8.84E-01
8.84E-01
8.84E-01
8.04E-01
8.84E-01
9.65E-01
9.65E-01
8.84E-01
1.05E+00
9.65E-01
1.13E+00
1.13E+00
1.05E+00
1.05E+00
1.13E+00
1.13E+00
1.13E+00
1.21E+00
1.21E+00
1.21E+00
1.21E+00
1.21E+00
1.29E+00
1.29E+00
1.29E+00
1.29E+00
1.37E+00
1.29E+00
1.37E+00
1.37E+00
1.29E+00
1.37E+00
1.37E+00
1.45E+00
1.45E+00
1.45E+00
1.45E+00
1.45E+00
1.53E+00
1.53E+00
1.53E+00
1.53E+00
1.53E+00
1.53E+00
1.61E+00
1.69E+00
1.69E+00
1.69E+00
1.69E+00
1.69E+00
1.69E+00
1.77E+00
1.77E+00
1.77E+00
1.77E+00
1.77E+00
1.77E+00
1.77E+00
1.77E+00
1.85E+00
1.85E+00
1.85E+00
1.85E+00
1.85E+00
1.85E+00
1.93E+00
1.93E+00
1.93E+00
1.93E+00
2.01E+00
1.93E+00
1.93E+00
2.01E+00
2.01E+00
2.01E+00
2.09E+00
2.01E+00
2.09E+00
2.09E+00
2.09E+00
2.09E+00
2.17E+00
2.17E+00
2.17E+00
2.17E+00
2.09E+00
2.17E+00
2.25E+00
2.25E+00
2.25E+00
2.25E+00
2.25E+00
2.25E+00
2.17E+00
2.25E+00
2.33E+00
2.33E+00
2.33E+00
2.33E+00
2.41E+00
2.33E+00
2.33E+00
2.41E+00
2.41E+00
2.49E+00
2.41E+00
2.49E+00
2.49E+00
2.49E+00
2.41E+00
2.41E+00
2.41E+00
2.57E+00
2.49E+00
2.49E+00
2.57E+00
2.49E+00
2.57E+00
2.57E+00
2.49E+00
2.57E+00
2.57E+00
2.57E+00
2.57E+00
2.65E+00
2.65E+00
2.65E+00
2.57E+00
2.65E+00
2.57E+00
2.65E+00
2.73E+00
2.65E+00
2.65E+00
2.65E+00
2.65E+00
2.73E+00
2.81E+00
2.73E+00
2.73E+00
2.81E+00
2.73E+00
2.73E+00
2.73E+00
2.81E+00
2.81E+00
2.81E+00
2.73E+00
2.81E+00
2.73E+00
2.81E+00
2.81E+00
2.73E+00
2.81E+00
2.81E+00
2.81E+00
2.89E+00
2.81E+00
2.89E+00
2.81E+00
2.81E+00
2.81E+00
2.81E+00
2.89E+00
2.81E+00
2.89E+00
2.89E+00
2.81E+00
2.81E+00
2.89E+00
2.89E+00
2.89E+00
2.89E+00
2.89E+00
2.89E+00
2.89E+00
2.89E+00
2.89E+00
2.89E+00
2.89E+00
2.97E+00
2.89E+00
2.89E+00
2.97E+00
2.89E+00
2.97E+00
2.97E+00
2.89E+00
2.97E+00
2.89E+00
2.97E+00
2.97E+00
2.89E+00
2.97E+00
2.89E+00
2.97E+00
2.97E+00
2.89E+00
2.89E+00
2.97E+00
2.97E+00
2.97E+00
2.97E+00
2.89E+00
2.97E+00
2.89E+00
2.97E+00
2.97E+00
2.89E+00
2.89E+00
2.97E+00
2.97E+00
2.97E+00
2.97E+00
2.89E+00
2.89E+00
2.89E+00
2.89E+00
2.97E+00
2.89E+00
2.89E+00
2.97E+00
2.89E+00
2.89E+00
2.89E+00
2.97E+00
2.89E+00
2.89E+00
2.89E+00
2.89E+00
2.89E+00
2.89E+00
2.97E+00
2.89E+00
2.89E+00
2.81E+00
2.89E+00
2.89E+00
2.97E+00
2.89E+00
2.97E+00
2.89E+00
2.89E+00
2.89E+00
2.89E+00
2.81E+00
2.81E+00
2.89E+00
2.81E+00
2.81E+00
2.81E+00
2.81E+00
2.81E+00
2.89E+00
2.73E+00
2.73E+00
2.81E+00
2.73E+00
2.65E+00
2.81E+00
2.81E+00
2.81E+00
2.81E+00
2.73E+00
2.73E+00
2.81E+00
2.73E+00
2.73E+00
2.65E+00
2.65E+00
2.73E+00
2.65E+00
2.65E+00
2.65E+00
2.65E+00
2.57E+00
2.65E+00
2.57E+00
2.65E+00
2.65E+00
2.57E+00
2.57E+00
2.57E+00
2.57E+00
2.57E+00
2.57E+00
2.57E+00
2.57E+00
2.49E+00
2.57E+00
2.57E+00
2.49E+00
2.41E+00
2.49E+00
2.41E+00
2.41E+00
2.49E+00
2.49E+00
2.41E+00
2.41E+00
2.33E+00
2.41E+00
2.33E+00
2.41E+00
2.41E+00
2.33E+00
2.33E+00
2.33E+00
2.25E+00
2.33E+00
2.33E+00
2.25E+00
2.33E+00
2.25E+00
2.25E+00
2.25E+00
2.17E+00
2.25E+00
2.17E+00
2.17E+00
2.17E+00
2.09E+00
2.17E+00
2.17E+00
2.09E+00
2.01E+00
2.01E+00
2.09E+00
2.09E+00
2.01E+00
2.01E+00
2.01E+00
2.01E+00
2.01E+00
2.01E+00
2.01E+00
1.93E+00
1.93E+00
1.93E+00
1.93E+00
1.85E+00
1.93E+00
1.85E+00
1.85E+00
1.77E+00
1.77E+00
1.85E+00
1.85E+00
1.77E+00
1.77E+00
1.85E+00
1.77E+00
1.77E+00
1.69E+00
1.69E+00
1.69E+00
1.61E+00
1.69E+00
1.69E+00
1.61E+00
1.61E+00
1.53E+00
1.53E+00
1.53E+00
1.45E+00
1.45E+00
1.53E+00
1.45E+00
1.45E+00
1.45E+00
1.45E+00
1.37E+00
1.37E+00
1.37E+00
1.37E+00
1.29E+00
1.29E+00
1.21E+00
1.29E+00
1.29E+00
1.29E+00
1.29E+00
1.13E+00
1.29E+00
1.21E+00
1.21E+00
1.13E+00
1.13E+00
1.13E+00
1.13E+00
1.13E+00
9.65E-01
9.65E-01
1.05E+00
1.05E+00
9.65E-01
9.65E-01
9.65E-01
9.65E-01
8.84E-01
8.84E-01
8.84E-01
8.84E-01
8.84E-01
8.04E-01
8.84E-01
7.24E-01
7.24E-01
7.24E-01
7.24E-01
7.24E-01
7.24E-01
7.24E-01
6.43E-01
5.63E-01
6.43E-01
5.63E-01
5.63E-01
6.43E-01
5.63E-01
5.63E-01
5.63E-01
4.82E-01
4.82E-01
4.82E-01
4.82E-01
4.02E-01
4.82E-01
4.02E-01
3.22E-01
4.02E-01
3.22E-01
3.22E-01
2.41E-01
2.41E-01
2.41E-01
2.41E-01
2.41E-01
2.41E-01
1.61E-01
1.61E-01
1.61E-01
8.04E-02
8.04E-02
8.04E-02
8.04E-02
8.04E-02
0.00E+00
8.04E-02
8.04E-02
0.00E+00
0.00E+00
-8.04E-02
-8.04E-02
-8.04E-02
-8.04E-02
-8.04E-02
-8.04E-02
-1.61E-01
-1.61E-01
-8.04E-02
-2.41E-01
-2.41E-01
-2.41E-01
-3.22E-01
-2.41E-01
-3.22E-01
-3.22E-01
-3.22E-01
-4.02E-01
-3.22E-01
-4.02E-01
-4.02E-01
-4.02E-01
-4.02E-01
-4.82E-01
-4.82E-01
-4.02E-01
-4.82E-01
-4.82E-01
-5.63E-01
-6.43E-01
-5.63E-01
-6.43E-01
-6.43E-01
-6.43E-01
-6.43E-01
-6.43E-01
-7.24E-01
-6.43E-01
-7.24E-01
-7.24E-01
-8.04E-01
-8.04E-01
-8.04E-01
-8.04E-01
-8.84E-01
-8.04E-01
-8.04E-01
-8.04E-01
-8.84E-01
-8.84E-01
-1.05E+00
-8.84E-01
-9.65E-01
-9.65E-01
-9.65E-01
-9.65E-01
-9.65E-01
-1.05E+00
-1.05E+00
-1.13E+00
-1.13E+00
-1.13E+00
-1.05E+00
-1.13E+00
-1.13E+00
-1.13E+00
-1.21E+00
-1.21E+00
-1.13E+00
-1.21E+00
-1.21E+00
-1.21E+00
-1.21E+00
-1.29E+00
-1.29E+00
-1.29E+00
-1.45E+00
-1.37E+00
-1.45E+00
-1.37E+00
-1.45E+00
-1.45E+00
-1.45E+00
-1.45E+00
-1.53E+00
-1.45E+00
-1.53E+00
-1.53E+00
-1.53E+00
-1.61E+00
-1.53E+00
-1.61E+00
-1.61E+00
-1.61E+00
-1.69E+00
-1.61E+00
-1.69E+00
-1.69E+00
-1.69E+00
-1.69E+00
-1.69E+00
-1.69E+00
-1.77E+00
-1.69E+00
-1.77E+00
-1.85E+00
-1.77E+00
-1.85E+00
-1.85E+00
-1.85E+00
-1.85E+00
-1.85E+00
-1.85E+00
-1.93E+00
-1.93E+00
-2.01E+00
-2.01E+00
-1.93E+00
-1.93E+00
-2.01E+00
-2.01E+00
-2.01E+00
-2.09E+00
-2.01E+00
-2.09E+00
-2.09E+00
-2.09E+00
-2.09E+00
-2.09E+00
-2.09E+00
-2.17E+00
-2.09E+00
-2.17E+00
-2.17E+00
-2.17E+00
-2.17E+00
-2.25E+00
-2.17E+00
-2.17E+00
-2.25E+00
-2.25E+00
-2.25E+00
-2.25E+00
-2.25E+00
-2.33E+00
-2.33E+00
-2.33E+00
-2.33E+00
-2.33E+00
-2.41E+00
-2.33E+00
-2.33E+00
-2.33E+00
-2.41E+00
-2.41E+00
-2.41E+00
-2.41E+00
-2.41E+00
-2.41E+00
-2.49E+00
-2.49E+00
-2.49E+00
-2.49E+00
-2.49E+00
-2.49E+00
-2.49E+00
-2.57E+00
-2.57E+00
-2.49E+00
-2.57E+00
-2.49E+00
-2.49E+00
-2.57E+00
-2.65E+00
-2.57E+00
-2.65E+00
-2.65E+00
-2.57E+00
-2.57E+00
-2.65E+00
-2.57E+00
-2.65E+00
-2.65E+00
-2.65E+00
-2.65E+00
-2.65E+00
-2.65E+00
-2.73E+00
-2.65E+00
-2.65E+00
-2.73E+00
-2.65E+00
-2.73E+00
-2.73E+00
-2.73E+00
-2.65E+00
-2.73E+00
-2.65E+00
-2.81E+00
-2.73E+00
-2.81E+00
-2.81E+00
-2.73E+00
-2.81E+00
-2.81E+00
-2.81E+00
-2.81E+00
-2.81E+00
-2.81E+00
-2.73E+00
-2.81E+00
-2.81E+00
-2.81E+00
-2.89E+00
-2.89E+00
-2.81E+00
-2.89E+00
-2.81E+00
-2.81E+00
-2.89E+00
-2.81E+00
-2.89E+00
-2.89E+00
-2.89E+00
-2.81E+00
-2.89E+00
-2.89E+00
-2.89E+00
-2.89E+00
-2.89E+00
-2.89E+00
-2.81E+00
-2.89E+00
-2.89E+00
-2.89E+00
-2.89E+00
-2.89E+00
-2.97E+00
-2.97E+00
-2.81E+00
-2.89E+00
-2.89E+00
-2.89E+00
-2.89E+00
-2.89E+00
-2.89E+00
-2.97E+00
-2.89E+00
-2.89E+00
-2.97E+00
-2.89E+00
-2.97E+00
-2.89E+00
-2.89E+00
-2.89E+00
-2.89E+00
-2.97E+00
-2.89E+00
-2.89E+00
-2.89E+00
-2.89E+00
-2.97E+00
-2.89E+00
-2.97E+00
-2.89E+00
-2.89E+00
-2.89E+00
-2.89E+00
-2.89E+00
-2.89E+00
-2.89E+00
-2.89E+00
-2.81E+00
-2.89E+00
-2.89E+00
-2.89E+00
-2.81E+00
-2.81E+00
-2.81E+00
-2.89E+00
-2.81E+00
-2.89E+00
-2.81E+00
-2.89E+00
-2.73E+00
-2.73E+00
-2.81E+00
-2.81E+00
-2.73E+00
-2.81E+00
-2.73E+00
-2.81E+00
-2.81E+00
-2.89E+00
-2.81E+00
-2.81E+00
-2.81E+00
-2.73E+00
-2.81E+00
-2.73E+00
-2.81E+00
-2.73E+00
-2.73E+00
-2.73E+00
-2.81E+00
-2.65E+00
-2.73E+00
-2.73E+00
-2.73E+00
-2.73E+00
-2.65E+00
-2.73E+00
-2.65E+00
-2.65E+00
-2.65E+00
-2.65E+00
-2.65E+00
-2.73E+00
-2.65E+00
-2.65E+00
-2.65E+00
-2.57E+00
-2.57E+00
-2.57E+00
-2.65E+00
-2.57E+00
-2.57E+00
-2.57E+00
-2.49E+00
-2.57E+00
-2.57E+00
-2.57E+00
-2.49E+00
-2.57E+00
-2.57E+00
-2.49E+00
-2.49E+00
-2.49E+00
-2.49E+00
-2.41E+00
-2.49E+00
-2.49E+00
-2.41E+00
-2.41E+00
-2.49E+00
-2.41E+00
-2.41E+00
-2.33E+00
-2.41E+00
-2.41E+00
-2.33E+00
-2.33E+00
-2.33E+00
-2.25E+00
-2.33E+00
-2.33E+00
-2.25E+00
-2.25E+00
-2.25E+00
-2.25E+00
-2.25E+00
-2.25E+00
-2.17E+00
-2.25E+00
-2.17E+00
-2.17E+00
-2.09E+00
-2.17E+00
-2.17E+00
-2.17E+00
-2.09E+00
-2.09E+00
-2.09E+00
-2.01E+00
-2.01E+00
-2.01E+00
-2.09E+00
-2.01E+00
-2.01E+00
-2.09E+00
-1.93E+00
-1.93E+00
-1.93E+00
-1.93E+00
-1.93E+00
-1.93E+00
-1.85E+00
-1.93E+00
-1.85E+00
-1.85E+00
-1.85E+00
-1.85E+00
-1.77E+00
-1.85E+00
-1.85E+00
-1.85E+00
-1.77E+00
-1.77E+00
-1.69E+00
-1.77E+00
-1.77E+00
-1.69E+00
-1.77E+00
-1.69E+00
-1.61E+00
-1.61E+00
-1.61E+00
-1.61E+00
-1.61E+00
-1.61E+00
-1.53E+00
-1.53E+00
-1.53E+00
-1.53E+00
-1.53E+00
-1.45E+00
-1.45E+00
-1.45E+00
-1.37E+00
-1.37E+00
-1.45E+00
-1.37E+00
-1.45E+00
-1.37E+00
-1.37E+00
-1.29E+00
-1.29E+00
-1.29E+00
-1.29E+00
-1.21E+00
-1.21E+00
-1.21E+00
-1.21E+00
-1.21E+00
-1.13E+00
-1.21E+00
-1.13E+00
-1.13E+00
-1.13E+00
-1.05E+00
-1.13E+00
-1.05E+00
-9.65E-01
-9.65E-01
-1.05E+00
-1.05E+00
-9.65E-01
-8.84E-01
-8.84E-01
-8.84E-01
-8.84E-01
-8.84E-01
-8.84E-01
-8.04E-01
-8.04E-01
-8.04E-01
-8.04E-01
-8.04E-01
-8.04E-01
-7.24E-01
-7.24E-01
-7.24E-01
-6.43E-01
-6.43E-01
-6.43E-01
-6.43E-01
-6.43E-01
-5.63E-01
-6.43E-01
-5.63E-01
-4.82E-01
-5.63E-01
-5.63E-01
-4.82E-01
-4.82E-01
-4.02E-01
-4.82E-01
-4.82E-01
-4.82E-01
-4.02E-01
-3.22E-01
-3.22E-01
-2.41E-01
-3.22E-01
-2.41E-01
-3.22E-01
-2.41E-01
-2.41E-01
-2.41E-01
-2.41E-01
-1.61E-01
-3.22E-01
-1.61E-01
-8.04E-02
-1.61E-01
-8.04E-02
-8.04E-02
-8.04E-02
-8.04E-02
0.00E+00
0.00E+00
-8.04E-02];
y=[4.02E-01
4.02E-01
4.02E-01
4.02E-01
4.02E-01
4.02E-01
4.02E-01
4.02E-01
4.02E-01
4.82E-01
4.02E-01
4.02E-01
4.02E-01
4.02E-01
4.82E-01
4.02E-01
4.82E-01
4.02E-01
4.82E-01
4.82E-01
4.82E-01
4.82E-01
4.02E-01
4.82E-01
4.82E-01
4.82E-01
4.82E-01
5.63E-01
5.63E-01
5.63E-01
5.63E-01
5.63E-01
5.63E-01
5.63E-01
6.43E-01
6.43E-01
6.43E-01
6.43E-01
6.43E-01
6.43E-01
7.24E-01
8.04E-01
7.24E-01
7.24E-01
8.04E-01
8.84E-01
8.04E-01
8.84E-01
8.04E-01
8.84E-01
9.65E-01
8.84E-01
8.84E-01
8.84E-01
9.65E-01
1.05E+00
1.05E+00
1.05E+00
1.05E+00
1.05E+00
1.13E+00
1.13E+00
1.13E+00
1.13E+00
1.21E+00
1.13E+00
1.21E+00
1.21E+00
1.21E+00
1.21E+00
1.29E+00
1.21E+00
1.29E+00
1.37E+00
1.29E+00
1.37E+00
1.29E+00
1.37E+00
1.37E+00
1.45E+00
1.45E+00
1.45E+00
1.45E+00
1.53E+00
1.45E+00
1.45E+00
1.45E+00
1.61E+00
1.61E+00
1.53E+00
1.61E+00
1.61E+00
1.61E+00
1.61E+00
1.61E+00
1.61E+00
1.61E+00
1.69E+00
1.69E+00
1.77E+00
1.77E+00
1.77E+00
1.69E+00
1.77E+00
1.77E+00
1.77E+00
1.85E+00
1.93E+00
1.85E+00
1.93E+00
1.85E+00
1.93E+00
2.01E+00
1.93E+00
1.93E+00
1.93E+00
2.01E+00
2.01E+00
2.01E+00
2.01E+00
2.01E+00
2.09E+00
2.09E+00
2.09E+00
2.09E+00
2.17E+00
2.09E+00
2.09E+00
2.09E+00
2.09E+00
2.17E+00
2.17E+00
2.17E+00
2.25E+00
2.25E+00
2.17E+00
2.25E+00
2.17E+00
2.25E+00
2.25E+00
2.25E+00
2.25E+00
2.33E+00
2.33E+00
2.33E+00
2.33E+00
2.33E+00
2.33E+00
2.41E+00
2.41E+00
2.33E+00
2.33E+00
2.41E+00
2.49E+00
2.49E+00
2.41E+00
2.49E+00
2.49E+00
2.49E+00
2.49E+00
2.49E+00
2.49E+00
2.49E+00
2.49E+00
2.57E+00
2.49E+00
2.57E+00
2.57E+00
2.57E+00
2.49E+00
2.57E+00
2.57E+00
2.57E+00
2.57E+00
2.57E+00
2.57E+00
2.57E+00
2.65E+00
2.65E+00
2.65E+00
2.65E+00
2.65E+00
2.73E+00
2.65E+00
2.73E+00
2.73E+00
2.73E+00
2.73E+00
2.73E+00
2.81E+00
2.65E+00
2.73E+00
2.73E+00
2.73E+00
2.65E+00
2.73E+00
2.81E+00
2.73E+00
2.81E+00
2.81E+00
2.81E+00
2.81E+00
2.81E+00
2.81E+00
2.81E+00
2.89E+00
2.81E+00
2.89E+00
2.81E+00
2.89E+00
2.89E+00
2.81E+00
2.89E+00
2.89E+00
2.89E+00
2.81E+00
2.81E+00
2.89E+00
2.89E+00
2.81E+00
2.89E+00
2.89E+00
2.89E+00
2.97E+00
2.97E+00
2.89E+00
2.89E+00
2.89E+00
2.89E+00
2.89E+00
2.89E+00
2.89E+00
2.97E+00
2.89E+00
2.89E+00
2.89E+00
2.89E+00
2.89E+00
2.89E+00
2.97E+00
2.97E+00
2.97E+00
2.97E+00
2.89E+00
2.97E+00
2.97E+00
2.97E+00
2.89E+00
2.97E+00
2.97E+00
2.97E+00
2.97E+00
2.89E+00
2.81E+00
2.89E+00
2.97E+00
2.89E+00
2.97E+00
2.97E+00
2.97E+00
2.97E+00
2.89E+00
2.97E+00
2.89E+00
2.89E+00
2.89E+00
2.89E+00
2.89E+00
2.89E+00
2.89E+00
2.89E+00
2.89E+00
2.89E+00
2.89E+00
2.89E+00
2.89E+00
2.89E+00
2.97E+00
2.89E+00
2.81E+00
2.89E+00
2.81E+00
2.89E+00
2.89E+00
2.81E+00
2.81E+00
2.89E+00
2.89E+00
2.81E+00
2.81E+00
2.81E+00
2.81E+00
2.81E+00
2.89E+00
2.89E+00
2.89E+00
2.73E+00
2.81E+00
2.73E+00
2.73E+00
2.81E+00
2.81E+00
2.81E+00
2.81E+00
2.73E+00
2.73E+00
2.73E+00
2.73E+00
2.65E+00
2.65E+00
2.81E+00
2.73E+00
2.73E+00
2.65E+00
2.65E+00
2.65E+00
2.65E+00
2.65E+00
2.65E+00
2.65E+00
2.65E+00
2.65E+00
2.57E+00
2.57E+00
2.57E+00
2.57E+00
2.57E+00
2.57E+00
2.57E+00
2.49E+00
2.57E+00
2.57E+00
2.57E+00
2.49E+00
2.57E+00
2.57E+00
2.41E+00
2.41E+00
2.49E+00
2.49E+00
2.49E+00
2.41E+00
2.41E+00
2.41E+00
2.41E+00
2.41E+00
2.41E+00
2.41E+00
2.33E+00
2.33E+00
2.33E+00
2.41E+00
2.33E+00
2.25E+00
2.33E+00
2.25E+00
2.25E+00
2.25E+00
2.25E+00
2.25E+00
2.17E+00
2.17E+00
2.17E+00
2.17E+00
2.17E+00
2.17E+00
2.09E+00
2.09E+00
2.01E+00
2.09E+00
2.09E+00
2.09E+00
2.01E+00
2.09E+00
2.09E+00
1.93E+00
2.09E+00
1.93E+00
2.01E+00
2.01E+00
2.01E+00
1.85E+00
1.93E+00
1.85E+00
1.85E+00
1.85E+00
1.85E+00
1.85E+00
1.77E+00
1.85E+00
1.77E+00
1.77E+00
1.77E+00
1.77E+00
1.77E+00
1.77E+00
1.69E+00
1.69E+00
1.69E+00
1.61E+00
1.69E+00
1.69E+00
1.61E+00
1.61E+00
1.61E+00
1.61E+00
1.61E+00
1.61E+00
1.53E+00
1.53E+00
1.45E+00
1.53E+00
1.45E+00
1.45E+00
1.45E+00
1.45E+00
1.45E+00
1.37E+00
1.37E+00
1.45E+00
1.37E+00
1.37E+00
1.29E+00
1.29E+00
1.29E+00
1.29E+00
1.29E+00
1.21E+00
1.21E+00
1.29E+00
1.13E+00
1.13E+00
1.13E+00
1.13E+00
1.13E+00
1.13E+00
1.05E+00
1.05E+00
1.05E+00
1.05E+00
1.05E+00
9.65E-01
8.84E-01
9.65E-01
9.65E-01
9.65E-01
9.65E-01
8.84E-01
8.04E-01
8.84E-01
8.84E-01
8.84E-01
8.04E-01
7.24E-01
8.04E-01
7.24E-01
7.24E-01
7.24E-01
6.43E-01
5.63E-01
5.63E-01
6.43E-01
6.43E-01
4.82E-01
5.63E-01
4.82E-01
4.82E-01
4.82E-01
5.63E-01
4.82E-01
5.63E-01
4.82E-01
4.82E-01
4.82E-01
4.02E-01
4.82E-01
4.82E-01
4.02E-01
4.02E-01
4.02E-01
4.02E-01
4.82E-01
4.02E-01
4.02E-01
4.02E-01
4.82E-01
4.02E-01
4.02E-01
4.02E-01
4.02E-01
4.02E-01
4.02E-01
3.22E-01
3.22E-01
3.22E-01
4.02E-01
4.02E-01
3.22E-01
3.22E-01
3.22E-01
4.02E-01
4.02E-01
3.22E-01
3.22E-01
4.02E-01
4.02E-01
3.22E-01
4.02E-01
4.02E-01
3.22E-01
3.22E-01
3.22E-01
3.22E-01
3.22E-01
4.02E-01
4.02E-01
4.02E-01
4.02E-01
3.22E-01
3.22E-01
4.02E-01
4.02E-01
3.22E-01
4.02E-01
4.02E-01
4.02E-01
3.22E-01
3.22E-01
3.22E-01
3.22E-01
4.02E-01
3.22E-01
3.22E-01
4.02E-01
3.22E-01
3.22E-01
4.02E-01
3.22E-01
3.22E-01
2.41E-01
3.22E-01
3.22E-01
3.22E-01
3.22E-01
3.22E-01
3.22E-01
3.22E-01
4.02E-01
3.22E-01
2.41E-01
3.22E-01
4.02E-01
3.22E-01
3.22E-01
3.22E-01
3.22E-01
3.22E-01
3.22E-01
4.02E-01
3.22E-01
4.02E-01
2.41E-01
3.22E-01
3.22E-01
3.22E-01
3.22E-01
3.22E-01
2.41E-01
2.41E-01
3.22E-01
3.22E-01
3.22E-01
4.02E-01
3.22E-01
3.22E-01
4.02E-01
3.22E-01
3.22E-01
3.22E-01
3.22E-01
3.22E-01
3.22E-01
2.41E-01
2.41E-01
3.22E-01
2.41E-01
3.22E-01
3.22E-01
3.22E-01
2.41E-01
2.41E-01
3.22E-01
3.22E-01
2.41E-01
2.41E-01
3.22E-01
3.22E-01
3.22E-01
3.22E-01
3.22E-01
3.22E-01
2.41E-01
3.22E-01
3.22E-01
3.22E-01
3.22E-01
2.41E-01
2.41E-01
3.22E-01
2.41E-01
3.22E-01
2.41E-01
3.22E-01
3.22E-01
3.22E-01
3.22E-01
3.22E-01
3.22E-01
2.41E-01
3.22E-01
3.22E-01
3.22E-01
2.41E-01
3.22E-01
3.22E-01
3.22E-01
3.22E-01
3.22E-01
3.22E-01
2.41E-01
3.22E-01
3.22E-01
3.22E-01
3.22E-01
3.22E-01
3.22E-01
2.41E-01
2.41E-01
2.41E-01
2.41E-01
2.41E-01
3.22E-01
3.22E-01
3.22E-01
3.22E-01
3.22E-01
2.41E-01
3.22E-01
3.22E-01
3.22E-01
3.22E-01
3.22E-01
3.22E-01
3.22E-01
3.22E-01
3.22E-01
2.41E-01
2.41E-01
3.22E-01
3.22E-01
3.22E-01
2.41E-01
2.41E-01
2.41E-01
3.22E-01
3.22E-01
3.22E-01
3.22E-01
3.22E-01
3.22E-01
3.22E-01
3.22E-01
2.41E-01
3.22E-01
2.41E-01
3.22E-01
2.41E-01
2.41E-01
3.22E-01
2.41E-01
3.22E-01
2.41E-01
3.22E-01
2.41E-01
2.41E-01
3.22E-01
2.41E-01
2.41E-01
3.22E-01
2.41E-01
2.41E-01
2.41E-01
3.22E-01
3.22E-01
3.22E-01
3.22E-01
2.41E-01
3.22E-01
3.22E-01
2.41E-01
2.41E-01
2.41E-01
3.22E-01
2.41E-01
2.41E-01
3.22E-01
2.41E-01
2.41E-01
4.02E-01
3.22E-01
3.22E-01
2.41E-01
2.41E-01
3.22E-01
3.22E-01
3.22E-01
2.41E-01
3.22E-01
2.41E-01
3.22E-01
3.22E-01
2.41E-01
2.41E-01
3.22E-01
2.41E-01
3.22E-01
3.22E-01
3.22E-01
3.22E-01
2.41E-01
4.02E-01
3.22E-01
2.41E-01
3.22E-01
2.41E-01
2.41E-01
2.41E-01
3.22E-01
3.22E-01
2.41E-01
3.22E-01
2.41E-01
2.41E-01
2.41E-01
3.22E-01
2.41E-01
2.41E-01
3.22E-01
3.22E-01
3.22E-01
2.41E-01
2.41E-01
3.22E-01
2.41E-01
2.41E-01
3.22E-01
3.22E-01
3.22E-01
2.41E-01
2.41E-01
2.41E-01
3.22E-01
2.41E-01
2.41E-01
2.41E-01
3.22E-01
3.22E-01
2.41E-01
2.41E-01
2.41E-01
3.22E-01
2.41E-01
2.41E-01
2.41E-01
3.22E-01
3.22E-01
2.41E-01
3.22E-01
3.22E-01
2.41E-01
2.41E-01
2.41E-01
2.41E-01
2.41E-01
3.22E-01
2.41E-01
3.22E-01
2.41E-01
4.02E-01
2.41E-01
3.22E-01
3.22E-01
2.41E-01
3.22E-01
2.41E-01
2.41E-01
3.22E-01
3.22E-01
2.41E-01
2.41E-01
3.22E-01
2.41E-01
3.22E-01
2.41E-01
3.22E-01
2.41E-01
3.22E-01
2.41E-01
3.22E-01
2.41E-01
3.22E-01
2.41E-01
2.41E-01
3.22E-01
2.41E-01
2.41E-01
2.41E-01
3.22E-01
3.22E-01
3.22E-01
3.22E-01
3.22E-01
2.41E-01
3.22E-01
2.41E-01
2.41E-01
3.22E-01
3.22E-01
3.22E-01
2.41E-01
3.22E-01
3.22E-01
2.41E-01
2.41E-01
2.41E-01
3.22E-01
2.41E-01
2.41E-01
3.22E-01
3.22E-01
2.41E-01
3.22E-01
3.22E-01
3.22E-01
2.41E-01
3.22E-01
2.41E-01
2.41E-01
3.22E-01
3.22E-01
3.22E-01
2.41E-01
3.22E-01
2.41E-01
2.41E-01
2.41E-01
2.41E-01
2.41E-01
2.41E-01
3.22E-01
3.22E-01
2.41E-01
3.22E-01
2.41E-01
2.41E-01
3.22E-01
3.22E-01
3.22E-01
2.41E-01
3.22E-01
3.22E-01
2.41E-01
3.22E-01
2.41E-01
3.22E-01
3.22E-01
3.22E-01
3.22E-01
3.22E-01
3.22E-01
2.41E-01
2.41E-01
3.22E-01
3.22E-01
3.22E-01
3.22E-01
3.22E-01
3.22E-01
2.41E-01
3.22E-01
3.22E-01
3.22E-01
2.41E-01
3.22E-01
3.22E-01
4.02E-01
3.22E-01
2.41E-01
2.41E-01
3.22E-01
3.22E-01
3.22E-01
3.22E-01
4.02E-01
3.22E-01
2.41E-01
4.02E-01
2.41E-01
2.41E-01
3.22E-01
3.22E-01
3.22E-01
2.41E-01
2.41E-01
3.22E-01
3.22E-01
3.22E-01
3.22E-01
3.22E-01
4.02E-01
3.22E-01
4.02E-01
3.22E-01
3.22E-01
3.22E-01
3.22E-01
3.22E-01
3.22E-01
3.22E-01
3.22E-01
3.22E-01
3.22E-01
3.22E-01
3.22E-01
2.41E-01
3.22E-01
2.41E-01
3.22E-01
3.22E-01
3.22E-01
3.22E-01
3.22E-01
4.02E-01
3.22E-01
3.22E-01
3.22E-01
4.02E-01
3.22E-01
3.22E-01
3.22E-01
3.22E-01
3.22E-01
3.22E-01
3.22E-01
4.02E-01
3.22E-01
3.22E-01
3.22E-01
3.22E-01
3.22E-01
4.02E-01
3.22E-01
3.22E-01
3.22E-01
3.22E-01
4.02E-01
4.02E-01
3.22E-01
3.22E-01
3.22E-01
3.22E-01
4.02E-01
3.22E-01
4.02E-01
3.22E-01
3.22E-01
3.22E-01
3.22E-01
3.22E-01
4.02E-01
3.22E-01
3.22E-01
4.02E-01
3.22E-01
3.22E-01
3.22E-01
4.02E-01
4.02E-01
4.02E-01
4.02E-01
4.02E-01
4.82E-01
4.02E-01
3.22E-01
4.02E-01
3.22E-01
4.02E-01
3.22E-01
4.02E-01
4.02E-01
3.22E-01
3.22E-01
4.02E-01
4.02E-01
4.02E-01
4.02E-01
4.02E-01
4.02E-01
4.02E-01
4.02E-01
4.02E-01
4.02E-01
4.02E-01
4.82E-01
4.02E-01
4.82E-01
4.02E-01
4.02E-01
4.82E-01
4.82E-01
4.02E-01
5.63E-01
4.82E-01
4.82E-01
4.82E-01
5.63E-01
4.82E-01
4.82E-01
4.82E-01
5.63E-01
4.82E-01
5.63E-01
5.63E-01
5.63E-01
6.43E-01
6.43E-01
6.43E-01
6.43E-01
6.43E-01
6.43E-01
7.24E-01
8.04E-01
8.04E-01
8.04E-01
8.04E-01
8.04E-01
8.84E-01
8.04E-01
8.84E-01
8.84E-01
8.84E-01
9.65E-01
9.65E-01
9.65E-01
9.65E-01
9.65E-01
9.65E-01
1.05E+00
1.05E+00
1.05E+00
1.13E+00
1.13E+00
1.05E+00
1.13E+00
1.13E+00
1.13E+00
1.13E+00
1.21E+00
1.21E+00
1.21E+00
1.29E+00
1.21E+00
1.29E+00
1.21E+00
1.29E+00
1.29E+00
1.37E+00
1.37E+00
1.45E+00
1.37E+00
1.37E+00
1.45E+00
1.45E+00
1.53E+00
1.45E+00
1.45E+00
1.45E+00
1.53E+00
1.53E+00
1.53E+00
1.53E+00
1.53E+00
1.69E+00
1.61E+00
1.69E+00
1.61E+00
1.69E+00
1.69E+00
1.69E+00
1.69E+00
1.69E+00
1.69E+00
1.77E+00
1.77E+00
1.85E+00
1.77E+00
1.85E+00
1.85E+00
1.85E+00
1.85E+00
1.93E+00
1.85E+00
1.85E+00
1.93E+00
1.93E+00
1.93E+00
1.93E+00
1.93E+00
2.01E+00
2.09E+00
2.01E+00
2.01E+00
2.09E+00
2.01E+00
2.09E+00
2.17E+00
2.09E+00
2.17E+00
2.09E+00
2.17E+00
2.17E+00
2.25E+00
2.17E+00
2.17E+00
2.17E+00
2.17E+00
2.25E+00
2.25E+00
2.33E+00
2.25E+00
2.33E+00
2.33E+00
2.33E+00
2.33E+00
2.33E+00
2.33E+00
2.33E+00
2.41E+00
2.49E+00
2.41E+00
2.41E+00
2.41E+00
2.41E+00
2.49E+00
2.41E+00
2.41E+00
2.57E+00
2.41E+00
2.49E+00
2.49E+00
2.49E+00
2.49E+00
2.57E+00
2.49E+00
2.49E+00
2.57E+00
2.57E+00
2.49E+00
2.57E+00
2.57E+00
2.49E+00
2.65E+00
2.65E+00
2.57E+00
2.65E+00
2.65E+00
2.57E+00
2.65E+00
2.73E+00
2.65E+00
2.65E+00
2.73E+00
2.73E+00
2.65E+00
2.73E+00
2.65E+00
2.81E+00
2.73E+00
2.65E+00
2.73E+00
2.81E+00
2.81E+00
2.81E+00
2.73E+00
2.81E+00
2.81E+00
2.73E+00
2.81E+00
2.73E+00
2.81E+00
2.81E+00
2.81E+00
2.81E+00
2.81E+00
2.89E+00
2.81E+00
2.81E+00
2.89E+00
2.81E+00
2.89E+00
2.89E+00
2.89E+00
2.81E+00
2.89E+00
2.89E+00
2.81E+00
2.89E+00
2.81E+00
2.89E+00
2.81E+00
2.89E+00
2.81E+00
2.89E+00
2.89E+00
2.89E+00
2.89E+00
2.97E+00
2.81E+00
2.89E+00
2.81E+00
2.89E+00
2.97E+00
2.89E+00
2.89E+00
2.97E+00
2.97E+00
2.89E+00
2.89E+00
2.97E+00
2.97E+00
2.97E+00
2.89E+00
2.97E+00
2.81E+00
2.97E+00
2.89E+00
2.97E+00
2.89E+00
2.89E+00
2.97E+00
2.89E+00
2.97E+00
2.89E+00
2.89E+00
2.89E+00
2.89E+00
2.89E+00
2.97E+00
2.97E+00
2.97E+00
2.89E+00
2.97E+00
2.89E+00
2.89E+00
2.89E+00
2.89E+00
2.89E+00
2.89E+00
2.97E+00
2.97E+00
2.89E+00
2.89E+00
2.89E+00
2.89E+00
2.89E+00
2.97E+00
2.89E+00
2.81E+00
2.89E+00
2.89E+00
2.81E+00
2.89E+00
2.89E+00
2.89E+00
2.89E+00
2.81E+00
2.81E+00
2.81E+00
2.81E+00
2.81E+00
2.89E+00
2.81E+00
2.81E+00
2.81E+00
2.81E+00
2.81E+00
2.73E+00
2.81E+00
2.81E+00
2.73E+00
2.81E+00
2.81E+00
2.81E+00
2.81E+00
2.73E+00
2.73E+00
2.81E+00
2.73E+00
2.73E+00
2.73E+00
2.73E+00
2.81E+00
2.73E+00
2.65E+00
2.65E+00
2.65E+00
2.65E+00
2.65E+00
2.65E+00
2.65E+00
2.65E+00
2.65E+00
2.57E+00
2.65E+00
2.57E+00
2.49E+00
2.57E+00
2.49E+00
2.57E+00
2.57E+00
2.49E+00
2.49E+00
2.57E+00
2.57E+00
2.57E+00
2.49E+00
2.49E+00
2.49E+00
2.49E+00
2.49E+00
2.49E+00
2.41E+00
2.41E+00
2.49E+00
2.33E+00
2.33E+00
2.33E+00
2.41E+00
2.41E+00
2.33E+00
2.33E+00
2.33E+00
2.33E+00
2.25E+00
2.33E+00
2.33E+00
2.25E+00
2.25E+00
2.25E+00
2.25E+00
2.17E+00
2.09E+00
2.17E+00
2.17E+00
2.17E+00
2.09E+00
2.17E+00
2.17E+00
2.17E+00
2.09E+00
2.09E+00
2.09E+00
2.01E+00
2.09E+00
2.09E+00
2.09E+00
2.09E+00
2.01E+00
1.93E+00
2.01E+00
2.01E+00
1.93E+00
1.93E+00
1.93E+00
1.93E+00
1.93E+00
1.85E+00
1.85E+00
1.77E+00
1.85E+00
1.85E+00
1.77E+00
1.77E+00
1.77E+00
1.77E+00
1.77E+00
1.69E+00
1.69E+00
1.69E+00
1.69E+00
1.69E+00
1.61E+00
1.61E+00
1.61E+00
1.61E+00
1.53E+00
1.61E+00
1.53E+00
1.53E+00
1.45E+00
1.53E+00
1.45E+00
1.45E+00
1.45E+00
1.45E+00
1.45E+00
1.37E+00
1.45E+00
1.37E+00
1.37E+00
1.37E+00
1.29E+00
1.21E+00
1.29E+00
1.29E+00
1.29E+00
1.21E+00
1.21E+00
1.29E+00
1.21E+00
1.13E+00
1.21E+00
1.21E+00
1.13E+00
1.13E+00
1.13E+00
1.05E+00
1.05E+00
1.05E+00
1.05E+00
9.65E-01
9.65E-01
9.65E-01
9.65E-01
9.65E-01
8.84E-01
8.84E-01
8.04E-01
8.04E-01
8.84E-01
8.04E-01
8.04E-01
8.04E-01
7.24E-01
7.24E-01
6.43E-01
8.04E-01
7.24E-01
6.43E-01
7.24E-01
6.43E-01
5.63E-01
6.43E-01
5.63E-01
5.63E-01
5.63E-01
6.43E-01
4.82E-01
5.63E-01
4.82E-01
4.82E-01
4.02E-01
4.82E-01
4.02E-01
4.82E-01
4.82E-01
4.82E-01
4.82E-01
4.02E-01
4.02E-01
4.02E-01
4.02E-01
4.02E-01
4.02E-01
4.02E-01
4.02E-01
4.02E-01
4.02E-01
4.02E-01
4.02E-01
4.02E-01
4.02E-01
4.02E-01
4.02E-01
3.22E-01
4.02E-01
4.02E-01
4.02E-01
3.22E-01
4.02E-01
4.02E-01
3.22E-01
3.22E-01
2.41E-01
4.02E-01
3.22E-01
4.02E-01
4.02E-01
3.22E-01
3.22E-01
3.22E-01
3.22E-01
3.22E-01
4.02E-01
4.02E-01
4.02E-01
4.02E-01
3.22E-01
4.02E-01
3.22E-01
3.22E-01
3.22E-01
3.22E-01
4.02E-01
3.22E-01
4.02E-01
4.02E-01
3.22E-01
3.22E-01
3.22E-01
4.02E-01
3.22E-01
4.02E-01
3.22E-01
3.22E-01
3.22E-01
4.02E-01
3.22E-01
3.22E-01
3.22E-01
3.22E-01
3.22E-01
3.22E-01
3.22E-01
3.22E-01
4.02E-01
3.22E-01
3.22E-01
3.22E-01
3.22E-01
4.02E-01
4.02E-01
4.02E-01
3.22E-01
2.41E-01
4.02E-01
3.22E-01
3.22E-01
4.02E-01
3.22E-01
3.22E-01
3.22E-01
3.22E-01
3.22E-01
3.22E-01
3.22E-01
2.41E-01
2.41E-01
3.22E-01
3.22E-01
3.22E-01
3.22E-01
2.41E-01
3.22E-01
4.02E-01
3.22E-01
3.22E-01
3.22E-01
3.22E-01
2.41E-01
3.22E-01
3.22E-01
2.41E-01
3.22E-01
3.22E-01
3.22E-01
4.02E-01
3.22E-01
3.22E-01
3.22E-01
3.22E-01
2.41E-01
3.22E-01
3.22E-01
3.22E-01
3.22E-01
3.22E-01
3.22E-01
3.22E-01
3.22E-01
2.41E-01
3.22E-01
3.22E-01
3.22E-01
2.41E-01
3.22E-01
4.02E-01
3.22E-01
3.22E-01
3.22E-01
3.22E-01
2.41E-01
3.22E-01
3.22E-01
3.22E-01
3.22E-01
3.22E-01
2.41E-01
3.22E-01
3.22E-01
3.22E-01
3.22E-01
2.41E-01
3.22E-01
3.22E-01
3.22E-01
3.22E-01
3.22E-01
3.22E-01
2.41E-01
2.41E-01
2.41E-01
2.41E-01
3.22E-01
2.41E-01
3.22E-01
3.22E-01
3.22E-01
3.22E-01
3.22E-01
3.22E-01
3.22E-01
3.22E-01
2.41E-01
3.22E-01
3.22E-01
2.41E-01
3.22E-01
3.22E-01
3.22E-01
3.22E-01
2.41E-01
3.22E-01
3.22E-01
2.41E-01
3.22E-01
3.22E-01
3.22E-01
2.41E-01
3.22E-01
2.41E-01
3.22E-01
3.22E-01
3.22E-01
2.41E-01
3.22E-01
3.22E-01
3.22E-01
3.22E-01
2.41E-01
2.41E-01
3.22E-01
3.22E-01
2.41E-01
3.22E-01
3.22E-01
3.22E-01
3.22E-01
3.22E-01
3.22E-01
2.41E-01
2.41E-01
2.41E-01
2.41E-01
2.41E-01
2.41E-01
2.41E-01
2.41E-01
3.22E-01
3.22E-01
2.41E-01
3.22E-01
3.22E-01
3.22E-01
2.41E-01
3.22E-01
3.22E-01
2.41E-01
3.22E-01
2.41E-01
2.41E-01
2.41E-01
3.22E-01
3.22E-01
3.22E-01
3.22E-01
2.41E-01
2.41E-01
3.22E-01
3.22E-01
3.22E-01
2.41E-01
2.41E-01
2.41E-01
2.41E-01
3.22E-01
2.41E-01
2.41E-01
3.22E-01
1.61E-01
2.41E-01
3.22E-01
2.41E-01
3.22E-01
2.41E-01
2.41E-01
2.41E-01
2.41E-01
2.41E-01
3.22E-01
2.41E-01
2.41E-01
2.41E-01
2.41E-01
2.41E-01
2.41E-01
2.41E-01
2.41E-01
2.41E-01
2.41E-01
2.41E-01
2.41E-01
3.22E-01
2.41E-01
2.41E-01
2.41E-01
2.41E-01
3.22E-01
3.22E-01
3.22E-01
3.22E-01
3.22E-01
2.41E-01
3.22E-01
2.41E-01
2.41E-01
3.22E-01
2.41E-01
2.41E-01
2.41E-01
2.41E-01
2.41E-01
2.41E-01
2.41E-01
2.41E-01
2.41E-01
3.22E-01
2.41E-01
3.22E-01
2.41E-01
1.61E-01
2.41E-01
2.41E-01
3.22E-01
3.22E-01
2.41E-01
2.41E-01
2.41E-01
3.22E-01
2.41E-01
2.41E-01
3.22E-01
2.41E-01
2.41E-01
2.41E-01
2.41E-01
3.22E-01
2.41E-01
3.22E-01
3.22E-01
3.22E-01
2.41E-01
2.41E-01
3.22E-01
3.22E-01
2.41E-01
3.22E-01
2.41E-01
3.22E-01
2.41E-01
2.41E-01
2.41E-01
3.22E-01
3.22E-01
2.41E-01
3.22E-01
2.41E-01
2.41E-01
3.22E-01
3.22E-01
3.22E-01
3.22E-01
3.22E-01
2.41E-01
2.41E-01
2.41E-01
2.41E-01
3.22E-01
2.41E-01
2.41E-01
3.22E-01
4.02E-01
2.41E-01
2.41E-01
2.41E-01
3.22E-01
2.41E-01
2.41E-01
3.22E-01
3.22E-01
3.22E-01
2.41E-01
2.41E-01
2.41E-01
3.22E-01
2.41E-01
3.22E-01
2.41E-01
2.41E-01
2.41E-01
3.22E-01
3.22E-01
3.22E-01
3.22E-01
3.22E-01
2.41E-01
1.61E-01
3.22E-01
2.41E-01
3.22E-01
2.41E-01
3.22E-01
2.41E-01
3.22E-01
3.22E-01
3.22E-01
2.41E-01
3.22E-01
3.22E-01
2.41E-01
3.22E-01
3.22E-01
2.41E-01
3.22E-01
2.41E-01
2.41E-01
3.22E-01
2.41E-01
2.41E-01
2.41E-01
3.22E-01
2.41E-01
3.22E-01
3.22E-01
3.22E-01
3.22E-01
3.22E-01
3.22E-01
2.41E-01
3.22E-01
3.22E-01
3.22E-01
3.22E-01
2.41E-01
3.22E-01
3.22E-01
3.22E-01
3.22E-01
3.22E-01
3.22E-01
3.22E-01
3.22E-01
3.22E-01
3.22E-01
2.41E-01
3.22E-01
3.22E-01
4.02E-01
3.22E-01
3.22E-01
2.41E-01
3.22E-01
3.22E-01
3.22E-01
3.22E-01
2.41E-01
3.22E-01
3.22E-01
3.22E-01
2.41E-01
3.22E-01
2.41E-01
2.41E-01
2.41E-01
3.22E-01
3.22E-01
4.02E-01
2.41E-01
3.22E-01
3.22E-01
3.22E-01
2.41E-01
3.22E-01
3.22E-01
2.41E-01
3.22E-01
3.22E-01
3.22E-01
3.22E-01
3.22E-01
3.22E-01
3.22E-01
3.22E-01
3.22E-01
3.22E-01
3.22E-01
3.22E-01
3.22E-01
3.22E-01
3.22E-01
3.22E-01
3.22E-01
3.22E-01
3.22E-01
3.22E-01
3.22E-01
3.22E-01
3.22E-01
3.22E-01
3.22E-01
4.02E-01
3.22E-01
3.22E-01
3.22E-01
3.22E-01
3.22E-01
3.22E-01
4.02E-01
3.22E-01
3.22E-01
3.22E-01
4.02E-01
4.02E-01
3.22E-01
3.22E-01
3.22E-01
3.22E-01
3.22E-01
3.22E-01
3.22E-01
3.22E-01
3.22E-01
4.02E-01
3.22E-01
4.02E-01
3.22E-01
4.02E-01
4.02E-01
4.02E-01
4.02E-01
3.22E-01
3.22E-01
4.02E-01
4.02E-01
4.02E-01
3.22E-01
4.02E-01
4.02E-01
3.22E-01
4.02E-01
3.22E-01
4.82E-01
4.02E-01
3.22E-01
4.02E-01
4.02E-01
4.02E-01
4.02E-01
4.02E-01
4.02E-01];

%scatter(x,y,'filled')
%hold on
%scatter(x,y,'filled')
plot(t,x)
hold on
plot(t,y)
grid on
xlabel('Tiempo (s)') 
ylabel('Voltaje (V)')

%xticks([0 0.45 0.5 0.55 0.6 0.65 0.7 0.75 0.8 1])
%xticklabels({'0','0.45','0.5','0.55','0.6','0.65','0.7','0.75','0.8','1'})
yticks([-3 -2 -1 0 0.322 1 2 3])
